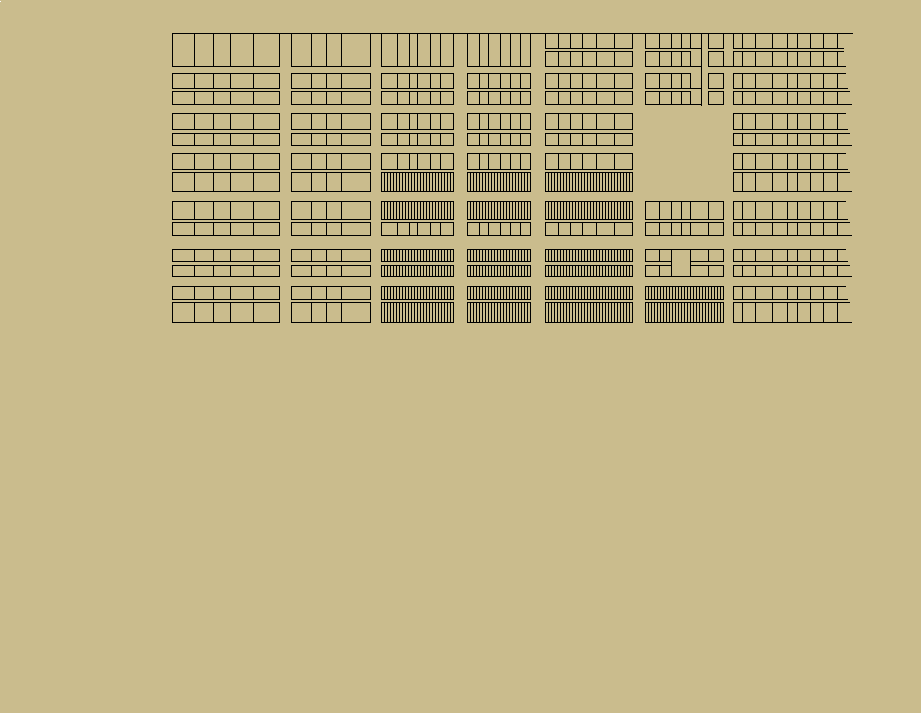

Write the R code that produced this figure.
library(tidyverse)
library(showtext)
library(magick)

font_add_google(name = "Space Mono", family = "Text")
font_add_google(name = "Cutive Mono", family = "Main")

showtext_auto()

#Add Dimensions
gap <- ggplot() + theme_void() + 
  theme(plot.background = element_rect(color = "#cabc8d", fill = "#cabc8d"))

picture <- image_graph(width = 921, height = 713)

gap 

dev.off()


img <- image_draw(picture)
segments(x0=172,y0=33, x1=852, y1=33, lwd = 1, lty = "solid")
segments(x0=172,y0=66, x1=278, y1=66, lwd = 1, lty = "solid")
segments(x0=172,y0=33, x1=172, y1=66, lwd = 1, lty = "solid")
segments(x0=194,y0=33, x1=194, y1=66, lwd = 1, lty = "solid")
segments(x0=213,y0=33, x1=213, y1=66, lwd = 1, lty = "solid")
segments(x0=230,y0=33, x1=230, y1=66, lwd = 1, lty = "solid")
segments(x0=253,y0=33, x1=253, y1=66, lwd = 1, lty = "solid")
segments(x0=279,y0=33, x1=279, y1=66, lwd = 1, lty = "solid")

segments(x0=291,y0=33, x1=291, y1=66, lwd = 1, lty = "solid")
segments(x0=311,y0=33, x1=311, y1=66, lwd = 1, lty = "solid")
segments(x0=326,y0=33, x1=326, y1=66, lwd = 1, lty = "solid")
segments(x0=341,y0=33, x1=341, y1=66, lwd = 1, lty = "solid")
segments(x0=370,y0=33, x1=370, y1=66, lwd = 1, lty = "solid")
segments(x0=291,y0=66, x1=370, y1=66, lwd = 1, lty = "solid")

segments(x0=381,y0=33, x1=381, y1=66, lwd = 1, lty = "solid")
segments(x0=397,y0=33, x1=397, y1=66, lwd = 1, lty = "solid")
segments(x0=409,y0=33, x1=409, y1=66, lwd = 1, lty = "solid")
segments(x0=417,y0=33, x1=417, y1=66, lwd = 1, lty = "solid")
segments(x0=430,y0=33, x1=430, y1=66, lwd = 1, lty = "solid")
segments(x0=440,y0=33, x1=440, y1=66, lwd = 1, lty = "solid")
segments(x0=453,y0=33, x1=453, y1=66, lwd = 1, lty = "solid")
segments(x0=381,y0=66, x1=453, y1=66, lwd = 1, lty = "solid")

segments(x0=467,y0=33, x1=467, y1=66, lwd = 1, lty = "solid")
segments(x0=479,y0=33, x1=479, y1=66, lwd = 1, lty = "solid")
segments(x0=488,y0=33, x1=488, y1=66, lwd = 1, lty = "solid")
segments(x0=500,y0=33, x1=500, y1=66, lwd = 1, lty = "solid")
segments(x0=510,y0=33, x1=510, y1=66, lwd = 1, lty = "solid")
segments(x0=520,y0=33, x1=520, y1=66, lwd = 1, lty = "solid")
segments(x0=530,y0=33, x1=530, y1=66, lwd = 1, lty = "solid")
segments(x0=467,y0=66, x1=530, y1=66, lwd = 1, lty = "solid")

segments(x0=545,y0=33, x1=545, y1=48, lwd = 1, lty = "solid")
segments(x0=558,y0=33, x1=558, y1=48, lwd = 1, lty = "solid")
segments(x0=570,y0=33, x1=570, y1=48, lwd = 1, lty = "solid")
segments(x0=582,y0=33, x1=582, y1=48, lwd = 1, lty = "solid")
segments(x0=596,y0=33, x1=596, y1=48, lwd = 1, lty = "solid")
segments(x0=614,y0=33, x1=614, y1=48, lwd = 1, lty = "solid")
segments(x0=632,y0=33, x1=632, y1=48, lwd = 1, lty = "solid")
segments(x0=545,y0=48, x1=632, y1=48, lwd = 1, lty = "solid")

segments(x0=545,y0=51, x1=632, y1=51, lwd = 1, lty = "solid")
segments(x0=545,y0=51, x1=545, y1=66, lwd = 1, lty = "solid")
segments(x0=558,y0=51, x1=558, y1=66, lwd = 1, lty = "solid")
segments(x0=570,y0=51, x1=570, y1=66, lwd = 1, lty = "solid")
segments(x0=582,y0=51, x1=582, y1=66, lwd = 1, lty = "solid")
segments(x0=596,y0=51, x1=596, y1=66, lwd = 1, lty = "solid")
segments(x0=614,y0=51, x1=614, y1=66, lwd = 1, lty = "solid")
segments(x0=632,y0=51, x1=632, y1=66, lwd = 1, lty = "solid")
segments(x0=545,y0=66, x1=632, y1=66, lwd = 1, lty = "solid")

segments(x0=645,y0=33, x1=645, y1=48, lwd = 1, lty = "solid")
segments(x0=659,y0=33, x1=659, y1=48, lwd = 1, lty = "solid")
segments(x0=671,y0=33, x1=671, y1=48, lwd = 1, lty = "solid")
segments(x0=681,y0=33, x1=681, y1=48, lwd = 1, lty = "solid")
segments(x0=690,y0=33, x1=690, y1=48, lwd = 1, lty = "solid")
segments(x0=701,y0=33, x1=701, y1=105, lwd = 1, lty = "solid")
segments(x0=645,y0=48, x1=701, y1=48, lwd = 1, lty = "solid")

segments(x0=645,y0=51, x1=690, y1=51, lwd = 1, lty = "solid")
segments(x0=645,y0=51, x1=645, y1=66, lwd = 1, lty = "solid")
segments(x0=659,y0=51, x1=659, y1=66, lwd = 1, lty = "solid")
segments(x0=671,y0=51, x1=671, y1=66, lwd = 1, lty = "solid")
segments(x0=681,y0=51, x1=681, y1=66, lwd = 1, lty = "solid")
segments(x0=690,y0=51, x1=690, y1=66, lwd = 1, lty = "solid")
segments(x0=645,y0=66, x1=701, y1=66, lwd = 1, lty = "solid")

segments(x0=708,y0=33, x1=708, y1=48, lwd = 1, lty = "solid")
segments(x0=723,y0=33, x1=723, y1=48, lwd = 1, lty = "solid")
segments(x0=708,y0=48, x1=723, y1=48, lwd = 1, lty = "solid")

segments(x0=708,y0=51, x1=723, y1=51, lwd = 1, lty = "solid")
segments(x0=708,y0=51, x1=708, y1=66, lwd = 1, lty = "solid")
segments(x0=723,y0=51, x1=723, y1=66, lwd = 1, lty = "solid")
segments(x0=708,y0=66, x1=845, y1=66, lwd = 1, lty = "solid")

segments(x0=733,y0=33, x1=733, y1=48, lwd = 1, lty = "solid")
segments(x0=742,y0=33, x1=742, y1=48, lwd = 1, lty = "solid")
segments(x0=755,y0=33, x1=755, y1=48, lwd = 1, lty = "solid")
segments(x0=772,y0=33, x1=772, y1=48, lwd = 1, lty = "solid")
segments(x0=787,y0=33, x1=787, y1=48, lwd = 1, lty = "solid")
segments(x0=797,y0=33, x1=797, y1=48, lwd = 1, lty = "solid")
segments(x0=810,y0=33, x1=810, y1=48, lwd = 1, lty = "solid")
segments(x0=823,y0=33, x1=823, y1=48, lwd = 1, lty = "solid")
segments(x0=837,y0=33, x1=837, y1=48, lwd = 1, lty = "solid")
segments(x0=733,y0=48, x1=843, y1=48, lwd = 1, lty = "solid")

segments(x0=733,y0=51, x1=733, y1=66, lwd = 1, lty = "solid")
segments(x0=742,y0=51, x1=742, y1=66, lwd = 1, lty = "solid")
segments(x0=755,y0=51, x1=755, y1=66, lwd = 1, lty = "solid")
segments(x0=772,y0=51, x1=772, y1=66, lwd = 1, lty = "solid")
segments(x0=787,y0=51, x1=787, y1=66, lwd = 1, lty = "solid")
segments(x0=797,y0=51, x1=797, y1=66, lwd = 1, lty = "solid")
segments(x0=810,y0=51, x1=810, y1=66, lwd = 1, lty = "solid")
segments(x0=823,y0=51, x1=823, y1=66, lwd = 1, lty = "solid")
segments(x0=837,y0=51, x1=837, y1=66, lwd = 1, lty = "solid")
segments(x0=733,y0=51, x1=843, y1=51, lwd = 1, lty = "solid")

segments(x0=172,y0=73, x1=279, y1=73, lwd = 1, lty = "solid")
segments(x0=172,y0=88, x1=278, y1=88, lwd = 1, lty = "solid")
segments(x0=172,y0=73, x1=172, y1=88, lwd = 1, lty = "solid")
segments(x0=194,y0=73, x1=194, y1=88, lwd = 1, lty = "solid")
segments(x0=213,y0=73, x1=213, y1=88, lwd = 1, lty = "solid")
segments(x0=230,y0=73, x1=230, y1=88, lwd = 1, lty = "solid")
segments(x0=253,y0=73, x1=253, y1=88, lwd = 1, lty = "solid")
segments(x0=279,y0=73, x1=279, y1=88, lwd = 1, lty = "solid")

segments(x0=172,y0=91, x1=279, y1=91, lwd = 1, lty = "solid")
segments(x0=172,y0=104, x1=278, y1=104, lwd = 1, lty = "solid")
segments(x0=172,y0=91, x1=172, y1=104, lwd = 1, lty = "solid")
segments(x0=194,y0=91, x1=194, y1=104, lwd = 1, lty = "solid")
segments(x0=213,y0=91, x1=213, y1=104, lwd = 1, lty = "solid")
segments(x0=230,y0=91, x1=230, y1=104, lwd = 1, lty = "solid")
segments(x0=253,y0=91, x1=253, y1=104, lwd = 1, lty = "solid")
segments(x0=279,y0=91, x1=279, y1=104, lwd = 1, lty = "solid")

segments(x0=291,y0=73, x1=370, y1=73, lwd = 1, lty = "solid")
segments(x0=291,y0=73, x1=291, y1=88, lwd = 1, lty = "solid")
segments(x0=311,y0=73, x1=311, y1=88, lwd = 1, lty = "solid")
segments(x0=326,y0=73, x1=326, y1=88, lwd = 1, lty = "solid")
segments(x0=341,y0=73, x1=341, y1=88, lwd = 1, lty = "solid")
segments(x0=370,y0=73, x1=370, y1=88, lwd = 1, lty = "solid")
segments(x0=291,y0=88, x1=370, y1=88, lwd = 1, lty = "solid")

segments(x0=291,y0=91, x1=370, y1=91, lwd = 1, lty = "solid")
segments(x0=291,y0=91, x1=291, y1=104, lwd = 1, lty = "solid")
segments(x0=311,y0=91, x1=311, y1=104, lwd = 1, lty = "solid")
segments(x0=326,y0=91, x1=326, y1=104, lwd = 1, lty = "solid")
segments(x0=341,y0=91, x1=341, y1=104, lwd = 1, lty = "solid")
segments(x0=370,y0=91, x1=370, y1=104, lwd = 1, lty = "solid")
segments(x0=291,y0=104, x1=370, y1=104, lwd = 1, lty = "solid")

segments(x0=381,y0=73, x1=381, y1=88, lwd = 1, lty = "solid")
segments(x0=397,y0=73, x1=397, y1=88, lwd = 1, lty = "solid")
segments(x0=409,y0=73, x1=409, y1=88, lwd = 1, lty = "solid")
segments(x0=417,y0=73, x1=417, y1=88, lwd = 1, lty = "solid")
segments(x0=430,y0=73, x1=430, y1=88, lwd = 1, lty = "solid")
segments(x0=440,y0=73, x1=440, y1=88, lwd = 1, lty = "solid")
segments(x0=453,y0=73, x1=453, y1=88, lwd = 1, lty = "solid")
segments(x0=381,y0=73, x1=453, y1=73, lwd = 1, lty = "solid")
segments(x0=381,y0=88, x1=453, y1=88, lwd = 1, lty = "solid")

segments(x0=381,y0=91, x1=381, y1=104, lwd = 1, lty = "solid")
segments(x0=397,y0=91, x1=397, y1=104, lwd = 1, lty = "solid")
segments(x0=409,y0=91, x1=409, y1=104, lwd = 1, lty = "solid")
segments(x0=417,y0=91, x1=417, y1=104, lwd = 1, lty = "solid")
segments(x0=430,y0=91, x1=430, y1=104, lwd = 1, lty = "solid")
segments(x0=440,y0=91, x1=440, y1=104, lwd = 1, lty = "solid")
segments(x0=453,y0=91, x1=453, y1=104, lwd = 1, lty = "solid")
segments(x0=381,y0=104, x1=453, y1=104, lwd = 1, lty = "solid")
segments(x0=381,y0=91, x1=453, y1=91, lwd = 1, lty = "solid")

segments(x0=467,y0=73, x1=467, y1=88, lwd = 1, lty = "solid")
segments(x0=479,y0=73, x1=479, y1=88, lwd = 1, lty = "solid")
segments(x0=488,y0=73, x1=488, y1=88, lwd = 1, lty = "solid")
segments(x0=500,y0=73, x1=500, y1=88, lwd = 1, lty = "solid")
segments(x0=510,y0=73, x1=510, y1=88, lwd = 1, lty = "solid")
segments(x0=520,y0=73, x1=520, y1=88, lwd = 1, lty = "solid")
segments(x0=530,y0=73, x1=530, y1=88, lwd = 1, lty = "solid")
segments(x0=467,y0=73, x1=530, y1=73, lwd = 1, lty = "solid")
segments(x0=467,y0=88, x1=530, y1=88, lwd = 1, lty = "solid")

segments(x0=467,y0=91, x1=467, y1=104, lwd = 1, lty = "solid")
segments(x0=479,y0=91, x1=479, y1=104, lwd = 1, lty = "solid")
segments(x0=488,y0=91, x1=488, y1=104, lwd = 1, lty = "solid")
segments(x0=500,y0=91, x1=500, y1=104, lwd = 1, lty = "solid")
segments(x0=510,y0=91, x1=510, y1=104, lwd = 1, lty = "solid")
segments(x0=520,y0=91, x1=520, y1=104, lwd = 1, lty = "solid")
segments(x0=530,y0=91, x1=530, y1=104, lwd = 1, lty = "solid")
segments(x0=467,y0=91, x1=530, y1=91, lwd = 1, lty = "solid")
segments(x0=467,y0=104, x1=530, y1=104, lwd = 1, lty = "solid")

segments(x0=545,y0=73, x1=545, y1=88, lwd = 1, lty = "solid")
segments(x0=558,y0=73, x1=558, y1=88, lwd = 1, lty = "solid")
segments(x0=570,y0=73, x1=570, y1=88, lwd = 1, lty = "solid")
segments(x0=582,y0=73, x1=582, y1=88, lwd = 1, lty = "solid")
segments(x0=596,y0=73, x1=596, y1=88, lwd = 1, lty = "solid")
segments(x0=614,y0=73, x1=614, y1=88, lwd = 1, lty = "solid")
segments(x0=632,y0=73, x1=632, y1=88, lwd = 1, lty = "solid")
segments(x0=545,y0=73, x1=632, y1=73, lwd = 1, lty = "solid")
segments(x0=545,y0=88, x1=632, y1=88, lwd = 1, lty = "solid")

segments(x0=545,y0=91, x1=545, y1=104, lwd = 1, lty = "solid")
segments(x0=558,y0=91, x1=558, y1=104, lwd = 1, lty = "solid")
segments(x0=570,y0=91, x1=570, y1=104, lwd = 1, lty = "solid")
segments(x0=582,y0=91, x1=582, y1=104, lwd = 1, lty = "solid")
segments(x0=596,y0=91, x1=596, y1=104, lwd = 1, lty = "solid")
segments(x0=614,y0=91, x1=614, y1=104, lwd = 1, lty = "solid")
segments(x0=632,y0=91, x1=632, y1=104, lwd = 1, lty = "solid")
segments(x0=545,y0=91, x1=632, y1=91, lwd = 1, lty = "solid")
segments(x0=545,y0=104, x1=632, y1=104, lwd = 1, lty = "solid")

segments(x0=645,y0=73, x1=690, y1=73, lwd = 1, lty = "solid")
segments(x0=645,y0=73, x1=645, y1=88, lwd = 1, lty = "solid")
segments(x0=659,y0=73, x1=659, y1=88, lwd = 1, lty = "solid")
segments(x0=671,y0=73, x1=671, y1=88, lwd = 1, lty = "solid")
segments(x0=681,y0=73, x1=681, y1=88, lwd = 1, lty = "solid")
segments(x0=690,y0=73, x1=690, y1=88, lwd = 1, lty = "solid")
segments(x0=645,y0=88, x1=701, y1=88, lwd = 1, lty = "solid")

segments(x0=645,y0=91, x1=690, y1=91, lwd = 1, lty = "solid")
segments(x0=645,y0=91, x1=645, y1=104, lwd = 1, lty = "solid")
segments(x0=659,y0=91, x1=659, y1=104, lwd = 1, lty = "solid")
segments(x0=671,y0=91, x1=671, y1=104, lwd = 1, lty = "solid")
segments(x0=681,y0=91, x1=681, y1=104, lwd = 1, lty = "solid")
segments(x0=690,y0=91, x1=690, y1=104, lwd = 1, lty = "solid")
segments(x0=645,y0=104, x1=701, y1=104, lwd = 1, lty = "solid")

segments(x0=708,y0=73, x1=708, y1=88, lwd = 1, lty = "solid")
segments(x0=723,y0=73, x1=723, y1=88, lwd = 1, lty = "solid")
segments(x0=708,y0=73, x1=723, y1=73, lwd = 1, lty = "solid")
segments(x0=708,y0=88, x1=723, y1=88, lwd = 1, lty = "solid")

segments(x0=708,y0=91, x1=708, y1=104, lwd = 1, lty = "solid")
segments(x0=723,y0=91, x1=723, y1=104, lwd = 1, lty = "solid")
segments(x0=708,y0=91, x1=723, y1=91, lwd = 1, lty = "solid")
segments(x0=708,y0=104, x1=723, y1=104, lwd = 1, lty = "solid")

segments(x0=733,y0=73, x1=733, y1=88, lwd = 1, lty = "solid")
segments(x0=742,y0=73, x1=742, y1=88, lwd = 1, lty = "solid")
segments(x0=755,y0=73, x1=755, y1=88, lwd = 1, lty = "solid")
segments(x0=772,y0=73, x1=772, y1=88, lwd = 1, lty = "solid")
segments(x0=787,y0=73, x1=787, y1=88, lwd = 1, lty = "solid")
segments(x0=797,y0=73, x1=797, y1=88, lwd = 1, lty = "solid")
segments(x0=810,y0=73, x1=810, y1=88, lwd = 1, lty = "solid")
segments(x0=823,y0=73, x1=823, y1=88, lwd = 1, lty = "solid")
segments(x0=837,y0=73, x1=837, y1=88, lwd = 1, lty = "solid")
segments(x0=733,y0=73, x1=845, y1=73, lwd = 1, lty = "solid")
segments(x0=733,y0=88, x1=847, y1=88, lwd = 1, lty = "solid")

segments(x0=733,y0=91, x1=733, y1=104, lwd = 1, lty = "solid")
segments(x0=742,y0=91, x1=742, y1=104, lwd = 1, lty = "solid")
segments(x0=755,y0=91, x1=755, y1=104, lwd = 1, lty = "solid")
segments(x0=772,y0=91, x1=772, y1=104, lwd = 1, lty = "solid")
segments(x0=787,y0=91, x1=787, y1=104, lwd = 1, lty = "solid")
segments(x0=797,y0=91, x1=797, y1=104, lwd = 1, lty = "solid")
segments(x0=810,y0=91, x1=810, y1=104, lwd = 1, lty = "solid")
segments(x0=823,y0=91, x1=823, y1=104, lwd = 1, lty = "solid")
segments(x0=837,y0=91, x1=837, y1=104, lwd = 1, lty = "solid")
segments(x0=733,y0=91, x1=849, y1=91, lwd = 1, lty = "solid")
segments(x0=733,y0=104, x1=851, y1=104, lwd = 1, lty = "solid")




segments(x0=172,y0=113, x1=279, y1=113, lwd = 1, lty = "solid")
segments(x0=172,y0=129, x1=278, y1=129, lwd = 1, lty = "solid")
segments(x0=172,y0=113, x1=172, y1=129, lwd = 1, lty = "solid")
segments(x0=194,y0=113, x1=194, y1=129, lwd = 1, lty = "solid")
segments(x0=213,y0=113, x1=213, y1=129, lwd = 1, lty = "solid")
segments(x0=230,y0=113, x1=230, y1=129, lwd = 1, lty = "solid")
segments(x0=253,y0=113, x1=253, y1=129, lwd = 1, lty = "solid")
segments(x0=279,y0=113, x1=279, y1=129, lwd = 1, lty = "solid")

segments(x0=172,y0=133, x1=279, y1=133, lwd = 1, lty = "solid")
segments(x0=172,y0=145, x1=278, y1=145, lwd = 1, lty = "solid")
segments(x0=172,y0=133, x1=172, y1=145, lwd = 1, lty = "solid")
segments(x0=194,y0=133, x1=194, y1=145, lwd = 1, lty = "solid")
segments(x0=213,y0=133, x1=213, y1=145, lwd = 1, lty = "solid")
segments(x0=230,y0=133, x1=230, y1=145, lwd = 1, lty = "solid")
segments(x0=253,y0=133, x1=253, y1=145, lwd = 1, lty = "solid")
segments(x0=279,y0=133, x1=279, y1=145, lwd = 1, lty = "solid")

segments(x0=291,y0=113, x1=370, y1=113, lwd = 1, lty = "solid")
segments(x0=291,y0=113, x1=291, y1=129, lwd = 1, lty = "solid")
segments(x0=311,y0=113, x1=311, y1=129, lwd = 1, lty = "solid")
segments(x0=326,y0=113, x1=326, y1=129, lwd = 1, lty = "solid")
segments(x0=341,y0=113, x1=341, y1=129, lwd = 1, lty = "solid")
segments(x0=370,y0=113, x1=370, y1=129, lwd = 1, lty = "solid")
segments(x0=291,y0=129, x1=370, y1=129, lwd = 1, lty = "solid")

segments(x0=291,y0=133, x1=370, y1=133, lwd = 1, lty = "solid")
segments(x0=291,y0=133, x1=291, y1=145, lwd = 1, lty = "solid")
segments(x0=311,y0=133, x1=311, y1=145, lwd = 1, lty = "solid")
segments(x0=326,y0=133, x1=326, y1=145, lwd = 1, lty = "solid")
segments(x0=341,y0=133, x1=341, y1=145, lwd = 1, lty = "solid")
segments(x0=370,y0=133, x1=370, y1=145, lwd = 1, lty = "solid")
segments(x0=291,y0=145, x1=370, y1=145, lwd = 1, lty = "solid")

segments(x0=381,y0=113, x1=381, y1=129, lwd = 1, lty = "solid")
segments(x0=397,y0=113, x1=397, y1=129, lwd = 1, lty = "solid")
segments(x0=409,y0=113, x1=409, y1=129, lwd = 1, lty = "solid")
segments(x0=417,y0=113, x1=417, y1=129, lwd = 1, lty = "solid")
segments(x0=430,y0=113, x1=430, y1=129, lwd = 1, lty = "solid")
segments(x0=440,y0=113, x1=440, y1=129, lwd = 1, lty = "solid")
segments(x0=453,y0=113, x1=453, y1=129, lwd = 1, lty = "solid")
segments(x0=381,y0=113, x1=453, y1=113, lwd = 1, lty = "solid")
segments(x0=381,y0=129, x1=453, y1=129, lwd = 1, lty = "solid")

segments(x0=381,y0=133, x1=381, y1=145, lwd = 1, lty = "solid")
segments(x0=397,y0=133, x1=397, y1=145, lwd = 1, lty = "solid")
segments(x0=409,y0=133, x1=409, y1=145, lwd = 1, lty = "solid")
segments(x0=417,y0=133, x1=417, y1=145, lwd = 1, lty = "solid")
segments(x0=430,y0=133, x1=430, y1=145, lwd = 1, lty = "solid")
segments(x0=440,y0=133, x1=440, y1=145, lwd = 1, lty = "solid")
segments(x0=453,y0=133, x1=453, y1=145, lwd = 1, lty = "solid")
segments(x0=381,y0=133, x1=453, y1=133, lwd = 1, lty = "solid")
segments(x0=381,y0=145, x1=453, y1=145, lwd = 1, lty = "solid")

segments(x0=467,y0=113, x1=467, y1=129, lwd = 1, lty = "solid")
segments(x0=479,y0=113, x1=479, y1=129, lwd = 1, lty = "solid")
segments(x0=488,y0=113, x1=488, y1=129, lwd = 1, lty = "solid")
segments(x0=500,y0=113, x1=500, y1=129, lwd = 1, lty = "solid")
segments(x0=510,y0=113, x1=510, y1=129, lwd = 1, lty = "solid")
segments(x0=520,y0=113, x1=520, y1=129, lwd = 1, lty = "solid")
segments(x0=530,y0=113, x1=530, y1=129, lwd = 1, lty = "solid")
segments(x0=467,y0=113, x1=530, y1=113, lwd = 1, lty = "solid")
segments(x0=467,y0=129, x1=530, y1=129, lwd = 1, lty = "solid")

segments(x0=467,y0=133, x1=467, y1=145, lwd = 1, lty = "solid")
segments(x0=479,y0=133, x1=479, y1=145, lwd = 1, lty = "solid")
segments(x0=488,y0=133, x1=488, y1=145, lwd = 1, lty = "solid")
segments(x0=500,y0=133, x1=500, y1=145, lwd = 1, lty = "solid")
segments(x0=510,y0=133, x1=510, y1=145, lwd = 1, lty = "solid")
segments(x0=520,y0=133, x1=520, y1=145, lwd = 1, lty = "solid")
segments(x0=530,y0=133, x1=530, y1=145, lwd = 1, lty = "solid")
segments(x0=467,y0=133, x1=530, y1=133, lwd = 1, lty = "solid")
segments(x0=467,y0=145, x1=530, y1=145, lwd = 1, lty = "solid")

segments(x0=545,y0=113, x1=545, y1=129, lwd = 1, lty = "solid")
segments(x0=558,y0=113, x1=558, y1=129, lwd = 1, lty = "solid")
segments(x0=570,y0=113, x1=570, y1=129, lwd = 1, lty = "solid")
segments(x0=582,y0=113, x1=582, y1=129, lwd = 1, lty = "solid")
segments(x0=596,y0=113, x1=596, y1=129, lwd = 1, lty = "solid")
segments(x0=614,y0=113, x1=614, y1=129, lwd = 1, lty = "solid")
segments(x0=632,y0=113, x1=632, y1=129, lwd = 1, lty = "solid")
segments(x0=545,y0=113, x1=632, y1=113, lwd = 1, lty = "solid")
segments(x0=545,y0=129, x1=632, y1=129, lwd = 1, lty = "solid")

segments(x0=545,y0=133, x1=545, y1=145, lwd = 1, lty = "solid")
segments(x0=558,y0=133, x1=558, y1=145, lwd = 1, lty = "solid")
segments(x0=570,y0=133, x1=570, y1=145, lwd = 1, lty = "solid")
segments(x0=582,y0=133, x1=582, y1=145, lwd = 1, lty = "solid")
segments(x0=596,y0=133, x1=596, y1=145, lwd = 1, lty = "solid")
segments(x0=614,y0=133, x1=614, y1=145, lwd = 1, lty = "solid")
segments(x0=632,y0=133, x1=632, y1=145, lwd = 1, lty = "solid")
segments(x0=545,y0=133, x1=632, y1=133, lwd = 1, lty = "solid")
segments(x0=545,y0=145, x1=632, y1=145, lwd = 1, lty = "solid")

segments(x0=733,y0=113, x1=733, y1=129, lwd = 1, lty = "solid")
segments(x0=742,y0=113, x1=742, y1=129, lwd = 1, lty = "solid")
segments(x0=755,y0=113, x1=755, y1=129, lwd = 1, lty = "solid")
segments(x0=772,y0=113, x1=772, y1=129, lwd = 1, lty = "solid")
segments(x0=787,y0=113, x1=787, y1=129, lwd = 1, lty = "solid")
segments(x0=797,y0=113, x1=797, y1=129, lwd = 1, lty = "solid")
segments(x0=810,y0=113, x1=810, y1=129, lwd = 1, lty = "solid")
segments(x0=823,y0=113, x1=823, y1=129, lwd = 1, lty = "solid")
segments(x0=837,y0=113, x1=837, y1=129, lwd = 1, lty = "solid")
segments(x0=733,y0=113, x1=845, y1=113, lwd = 1, lty = "solid")
segments(x0=733,y0=129, x1=847, y1=129, lwd = 1, lty = "solid")

segments(x0=733,y0=133, x1=733, y1=145, lwd = 1, lty = "solid")
segments(x0=742,y0=133, x1=742, y1=145, lwd = 1, lty = "solid")
segments(x0=755,y0=133, x1=755, y1=145, lwd = 1, lty = "solid")
segments(x0=772,y0=133, x1=772, y1=145, lwd = 1, lty = "solid")
segments(x0=787,y0=133, x1=787, y1=145, lwd = 1, lty = "solid")
segments(x0=797,y0=133, x1=797, y1=145, lwd = 1, lty = "solid")
segments(x0=810,y0=133, x1=810, y1=145, lwd = 1, lty = "solid")
segments(x0=823,y0=133, x1=823, y1=145, lwd = 1, lty = "solid")
segments(x0=837,y0=133, x1=837, y1=145, lwd = 1, lty = "solid")
segments(x0=733,y0=133, x1=849, y1=133, lwd = 1, lty = "solid")
segments(x0=733,y0=145, x1=851, y1=145, lwd = 1, lty = "solid")





segments(x0=172,y0=153, x1=279, y1=153, lwd = 1, lty = "solid")
segments(x0=172,y0=169, x1=278, y1=169, lwd = 1, lty = "solid")
segments(x0=172,y0=153, x1=172, y1=169, lwd = 1, lty = "solid")
segments(x0=194,y0=153, x1=194, y1=169, lwd = 1, lty = "solid")
segments(x0=213,y0=153, x1=213, y1=169, lwd = 1, lty = "solid")
segments(x0=230,y0=153, x1=230, y1=169, lwd = 1, lty = "solid")
segments(x0=253,y0=153, x1=253, y1=169, lwd = 1, lty = "solid")
segments(x0=279,y0=153, x1=279, y1=169, lwd = 1, lty = "solid")

segments(x0=172,y0=172, x1=279, y1=172, lwd = 1, lty = "solid")
segments(x0=172,y0=191, x1=278, y1=191, lwd = 1, lty = "solid")
segments(x0=172,y0=172, x1=172, y1=191, lwd = 1, lty = "solid")
segments(x0=194,y0=172, x1=194, y1=191, lwd = 1, lty = "solid")
segments(x0=213,y0=172, x1=213, y1=191, lwd = 1, lty = "solid")
segments(x0=230,y0=172, x1=230, y1=191, lwd = 1, lty = "solid")
segments(x0=253,y0=172, x1=253, y1=191, lwd = 1, lty = "solid")
segments(x0=279,y0=172, x1=279, y1=191, lwd = 1, lty = "solid")

segments(x0=291,y0=153, x1=370, y1=153, lwd = 1, lty = "solid")
segments(x0=291,y0=153, x1=291, y1=169, lwd = 1, lty = "solid")
segments(x0=311,y0=153, x1=311, y1=169, lwd = 1, lty = "solid")
segments(x0=326,y0=153, x1=326, y1=169, lwd = 1, lty = "solid")
segments(x0=341,y0=153, x1=341, y1=169, lwd = 1, lty = "solid")
segments(x0=370,y0=153, x1=370, y1=169, lwd = 1, lty = "solid")
segments(x0=291,y0=169, x1=370, y1=169, lwd = 1, lty = "solid")

segments(x0=291,y0=172, x1=370, y1=172, lwd = 1, lty = "solid")
segments(x0=291,y0=172, x1=291, y1=191, lwd = 1, lty = "solid")
segments(x0=311,y0=172, x1=311, y1=191, lwd = 1, lty = "solid")
segments(x0=326,y0=172, x1=326, y1=191, lwd = 1, lty = "solid")
segments(x0=341,y0=172, x1=341, y1=191, lwd = 1, lty = "solid")
segments(x0=370,y0=172, x1=370, y1=191, lwd = 1, lty = "solid")
segments(x0=291,y0=191, x1=370, y1=191, lwd = 1, lty = "solid")

segments(x0=381,y0=153, x1=381, y1=169, lwd = 1, lty = "solid")
segments(x0=397,y0=153, x1=397, y1=169, lwd = 1, lty = "solid")
segments(x0=409,y0=153, x1=409, y1=169, lwd = 1, lty = "solid")
segments(x0=417,y0=153, x1=417, y1=169, lwd = 1, lty = "solid")
segments(x0=430,y0=153, x1=430, y1=169, lwd = 1, lty = "solid")
segments(x0=440,y0=153, x1=440, y1=169, lwd = 1, lty = "solid")
segments(x0=453,y0=153, x1=453, y1=169, lwd = 1, lty = "solid")
segments(x0=381,y0=153, x1=453, y1=153, lwd = 1, lty = "solid")
segments(x0=381,y0=169, x1=453, y1=169, lwd = 1, lty = "solid")

segments(x0=381,y0=172, x1=381, y1=191, lwd = 1, lty = "solid")
segments(x0=384,y0=172, x1=384, y1=191, lwd = 1, lty = "solid")
segments(x0=387,y0=172, x1=387, y1=191, lwd = 1, lty = "solid")
segments(x0=390,y0=172, x1=390, y1=191, lwd = 1, lty = "solid")
segments(x0=393,y0=172, x1=393, y1=191, lwd = 1, lty = "solid")
segments(x0=396,y0=172, x1=396, y1=191, lwd = 1, lty = "solid")
segments(x0=399,y0=172, x1=399, y1=191, lwd = 1, lty = "solid")
segments(x0=402,y0=172, x1=402, y1=191, lwd = 1, lty = "solid")
segments(x0=405,y0=172, x1=405, y1=191, lwd = 1, lty = "solid")
segments(x0=408,y0=172, x1=408, y1=191, lwd = 1, lty = "solid")
segments(x0=411,y0=172, x1=411, y1=191, lwd = 1, lty = "solid")
segments(x0=414,y0=172, x1=414, y1=191, lwd = 1, lty = "solid")
segments(x0=417,y0=172, x1=417, y1=191, lwd = 1, lty = "solid")
segments(x0=420,y0=172, x1=420, y1=191, lwd = 1, lty = "solid")
segments(x0=423,y0=172, x1=423, y1=191, lwd = 1, lty = "solid")
segments(x0=426,y0=172, x1=426, y1=191, lwd = 1, lty = "solid")
segments(x0=429,y0=172, x1=429, y1=191, lwd = 1, lty = "solid")
segments(x0=432,y0=172, x1=432, y1=191, lwd = 1, lty = "solid")
segments(x0=435,y0=172, x1=435, y1=191, lwd = 1, lty = "solid")
segments(x0=438,y0=172, x1=438, y1=191, lwd = 1, lty = "solid")
segments(x0=441,y0=172, x1=441, y1=191, lwd = 1, lty = "solid")
segments(x0=444,y0=172, x1=444, y1=191, lwd = 1, lty = "solid")
segments(x0=447,y0=172, x1=447, y1=191, lwd = 1, lty = "solid")
segments(x0=450,y0=172, x1=450, y1=191, lwd = 1, lty = "solid")
segments(x0=453,y0=172, x1=453, y1=191, lwd = 1, lty = "solid")
segments(x0=381,y0=191, x1=453, y1=191, lwd = 1, lty = "solid")
segments(x0=381,y0=172, x1=453, y1=172, lwd = 1, lty = "solid")

segments(x0=467,y0=153, x1=467, y1=169, lwd = 1, lty = "solid")
segments(x0=479,y0=153, x1=479, y1=169, lwd = 1, lty = "solid")
segments(x0=488,y0=153, x1=488, y1=169, lwd = 1, lty = "solid")
segments(x0=500,y0=153, x1=500, y1=169, lwd = 1, lty = "solid")
segments(x0=510,y0=153, x1=510, y1=169, lwd = 1, lty = "solid")
segments(x0=520,y0=153, x1=520, y1=169, lwd = 1, lty = "solid")
segments(x0=530,y0=153, x1=530, y1=169, lwd = 1, lty = "solid")
segments(x0=467,y0=153, x1=530, y1=153, lwd = 1, lty = "solid")
segments(x0=467,y0=169, x1=530, y1=169, lwd = 1, lty = "solid")

segments(x0=467,y0=172, x1=467, y1=191, lwd = 1, lty = "solid")
segments(x0=470,y0=172, x1=470, y1=191, lwd = 1, lty = "solid")
segments(x0=473,y0=172, x1=473, y1=191, lwd = 1, lty = "solid")
segments(x0=476,y0=172, x1=476, y1=191, lwd = 1, lty = "solid")
segments(x0=479,y0=172, x1=479, y1=191, lwd = 1, lty = "solid")
segments(x0=482,y0=172, x1=482, y1=191, lwd = 1, lty = "solid")
segments(x0=485,y0=172, x1=485, y1=191, lwd = 1, lty = "solid")
segments(x0=488,y0=172, x1=488, y1=191, lwd = 1, lty = "solid")
segments(x0=491,y0=172, x1=491, y1=191, lwd = 1, lty = "solid")
segments(x0=494,y0=172, x1=494, y1=191, lwd = 1, lty = "solid")
segments(x0=497,y0=172, x1=497, y1=191, lwd = 1, lty = "solid")
segments(x0=500,y0=172, x1=500, y1=191, lwd = 1, lty = "solid")
segments(x0=503,y0=172, x1=503, y1=191, lwd = 1, lty = "solid")
segments(x0=506,y0=172, x1=506, y1=191, lwd = 1, lty = "solid")
segments(x0=509,y0=172, x1=509, y1=191, lwd = 1, lty = "solid")
segments(x0=512,y0=172, x1=512, y1=191, lwd = 1, lty = "solid")
segments(x0=515,y0=172, x1=515, y1=191, lwd = 1, lty = "solid")
segments(x0=518,y0=172, x1=518, y1=191, lwd = 1, lty = "solid")
segments(x0=521,y0=172, x1=521, y1=191, lwd = 1, lty = "solid")
segments(x0=524,y0=172, x1=524, y1=191, lwd = 1, lty = "solid")
segments(x0=527,y0=172, x1=527, y1=191, lwd = 1, lty = "solid")
segments(x0=530,y0=172, x1=530, y1=191, lwd = 1, lty = "solid")
segments(x0=467,y0=172, x1=530, y1=172, lwd = 1, lty = "solid")
segments(x0=467,y0=191, x1=530, y1=191, lwd = 1, lty = "solid")

segments(x0=545,y0=153, x1=545, y1=169, lwd = 1, lty = "solid")
segments(x0=558,y0=153, x1=558, y1=169, lwd = 1, lty = "solid")
segments(x0=570,y0=153, x1=570, y1=169, lwd = 1, lty = "solid")
segments(x0=582,y0=153, x1=582, y1=169, lwd = 1, lty = "solid")
segments(x0=596,y0=153, x1=596, y1=169, lwd = 1, lty = "solid")
segments(x0=614,y0=153, x1=614, y1=169, lwd = 1, lty = "solid")
segments(x0=632,y0=153, x1=632, y1=169, lwd = 1, lty = "solid")
segments(x0=545,y0=153, x1=632, y1=153, lwd = 1, lty = "solid")
segments(x0=545,y0=169, x1=632, y1=169, lwd = 1, lty = "solid")

segments(x0=545,y0=172, x1=545, y1=191, lwd = 1, lty = "solid")
segments(x0=548,y0=172, x1=548, y1=191, lwd = 1, lty = "solid")
segments(x0=551,y0=172, x1=551, y1=191, lwd = 1, lty = "solid")
segments(x0=554,y0=172, x1=554, y1=191, lwd = 1, lty = "solid")
segments(x0=557,y0=172, x1=557, y1=191, lwd = 1, lty = "solid")
segments(x0=560,y0=172, x1=560, y1=191, lwd = 1, lty = "solid")
segments(x0=563,y0=172, x1=563, y1=191, lwd = 1, lty = "solid")
segments(x0=566,y0=172, x1=566, y1=191, lwd = 1, lty = "solid")
segments(x0=569,y0=172, x1=569, y1=191, lwd = 1, lty = "solid")
segments(x0=572,y0=172, x1=572, y1=191, lwd = 1, lty = "solid")
segments(x0=575,y0=172, x1=575, y1=191, lwd = 1, lty = "solid")
segments(x0=578,y0=172, x1=578, y1=191, lwd = 1, lty = "solid")
segments(x0=581,y0=172, x1=581, y1=191, lwd = 1, lty = "solid")
segments(x0=584,y0=172, x1=584, y1=191, lwd = 1, lty = "solid")
segments(x0=587,y0=172, x1=587, y1=191, lwd = 1, lty = "solid")
segments(x0=590,y0=172, x1=590, y1=191, lwd = 1, lty = "solid")
segments(x0=593,y0=172, x1=593, y1=191, lwd = 1, lty = "solid")
segments(x0=596,y0=172, x1=596, y1=191, lwd = 1, lty = "solid")
segments(x0=599,y0=172, x1=599, y1=191, lwd = 1, lty = "solid")
segments(x0=602,y0=172, x1=602, y1=191, lwd = 1, lty = "solid")
segments(x0=605,y0=172, x1=605, y1=191, lwd = 1, lty = "solid")
segments(x0=608,y0=172, x1=608, y1=191, lwd = 1, lty = "solid")
segments(x0=611,y0=172, x1=611, y1=191, lwd = 1, lty = "solid")
segments(x0=614,y0=172, x1=614, y1=191, lwd = 1, lty = "solid")
segments(x0=617,y0=172, x1=617, y1=191, lwd = 1, lty = "solid")
segments(x0=620,y0=172, x1=620, y1=191, lwd = 1, lty = "solid")
segments(x0=623,y0=172, x1=623, y1=191, lwd = 1, lty = "solid")
segments(x0=626,y0=172, x1=626, y1=191, lwd = 1, lty = "solid")
segments(x0=629,y0=172, x1=629, y1=191, lwd = 1, lty = "solid")
segments(x0=632,y0=172, x1=632, y1=191, lwd = 1, lty = "solid")
segments(x0=545,y0=172, x1=632, y1=172, lwd = 1, lty = "solid")
segments(x0=545,y0=191, x1=632, y1=191, lwd = 1, lty = "solid")

segments(x0=733,y0=153, x1=733, y1=169, lwd = 1, lty = "solid")
segments(x0=742,y0=153, x1=742, y1=169, lwd = 1, lty = "solid")
segments(x0=755,y0=153, x1=755, y1=169, lwd = 1, lty = "solid")
segments(x0=772,y0=153, x1=772, y1=169, lwd = 1, lty = "solid")
segments(x0=787,y0=153, x1=787, y1=169, lwd = 1, lty = "solid")
segments(x0=797,y0=153, x1=797, y1=169, lwd = 1, lty = "solid")
segments(x0=810,y0=153, x1=810, y1=169, lwd = 1, lty = "solid")
segments(x0=823,y0=153, x1=823, y1=169, lwd = 1, lty = "solid")
segments(x0=837,y0=153, x1=837, y1=169, lwd = 1, lty = "solid")
segments(x0=733,y0=153, x1=845, y1=153, lwd = 1, lty = "solid")
segments(x0=733,y0=169, x1=847, y1=169, lwd = 1, lty = "solid")

segments(x0=733,y0=172, x1=733, y1=191, lwd = 1, lty = "solid")
segments(x0=742,y0=172, x1=742, y1=191, lwd = 1, lty = "solid")
segments(x0=755,y0=172, x1=755, y1=191, lwd = 1, lty = "solid")
segments(x0=772,y0=172, x1=772, y1=191, lwd = 1, lty = "solid")
segments(x0=787,y0=172, x1=787, y1=191, lwd = 1, lty = "solid")
segments(x0=797,y0=172, x1=797, y1=191, lwd = 1, lty = "solid")
segments(x0=810,y0=172, x1=810, y1=191, lwd = 1, lty = "solid")
segments(x0=823,y0=172, x1=823, y1=191, lwd = 1, lty = "solid")
segments(x0=837,y0=172, x1=837, y1=191, lwd = 1, lty = "solid")
segments(x0=733,y0=172, x1=849, y1=172, lwd = 1, lty = "solid")
segments(x0=733,y0=191, x1=851, y1=191, lwd = 1, lty = "solid")






segments(x0=172,y0=201, x1=279, y1=201, lwd = 1, lty = "solid")
segments(x0=172,y0=219, x1=278, y1=219, lwd = 1, lty = "solid")
segments(x0=172,y0=201, x1=172, y1=219, lwd = 1, lty = "solid")
segments(x0=194,y0=201, x1=194, y1=219, lwd = 1, lty = "solid")
segments(x0=213,y0=201, x1=213, y1=219, lwd = 1, lty = "solid")
segments(x0=230,y0=201, x1=230, y1=219, lwd = 1, lty = "solid")
segments(x0=253,y0=201, x1=253, y1=219, lwd = 1, lty = "solid")
segments(x0=279,y0=201, x1=279, y1=219, lwd = 1, lty = "solid")

segments(x0=172,y0=222, x1=279, y1=222, lwd = 1, lty = "solid")
segments(x0=172,y0=235, x1=278, y1=235, lwd = 1, lty = "solid")
segments(x0=172,y0=222, x1=172, y1=235, lwd = 1, lty = "solid")
segments(x0=194,y0=222, x1=194, y1=235, lwd = 1, lty = "solid")
segments(x0=213,y0=222, x1=213, y1=235, lwd = 1, lty = "solid")
segments(x0=230,y0=222, x1=230, y1=235, lwd = 1, lty = "solid")
segments(x0=253,y0=222, x1=253, y1=235, lwd = 1, lty = "solid")
segments(x0=279,y0=222, x1=279, y1=235, lwd = 1, lty = "solid")

segments(x0=291,y0=201, x1=370, y1=201, lwd = 1, lty = "solid")
segments(x0=291,y0=201, x1=291, y1=219, lwd = 1, lty = "solid")
segments(x0=311,y0=201, x1=311, y1=219, lwd = 1, lty = "solid")
segments(x0=326,y0=201, x1=326, y1=219, lwd = 1, lty = "solid")
segments(x0=341,y0=201, x1=341, y1=219, lwd = 1, lty = "solid")
segments(x0=370,y0=201, x1=370, y1=219, lwd = 1, lty = "solid")
segments(x0=291,y0=219, x1=370, y1=219, lwd = 1, lty = "solid")

segments(x0=291,y0=222, x1=370, y1=222, lwd = 1, lty = "solid")
segments(x0=291,y0=222, x1=291, y1=235, lwd = 1, lty = "solid")
segments(x0=311,y0=222, x1=311, y1=235, lwd = 1, lty = "solid")
segments(x0=326,y0=222, x1=326, y1=235, lwd = 1, lty = "solid")
segments(x0=341,y0=222, x1=341, y1=235, lwd = 1, lty = "solid")
segments(x0=370,y0=222, x1=370, y1=235, lwd = 1, lty = "solid")
segments(x0=291,y0=235, x1=370, y1=235, lwd = 1, lty = "solid")

segments(x0=381,y0=222, x1=381, y1=235, lwd = 1, lty = "solid")
segments(x0=397,y0=222, x1=397, y1=235, lwd = 1, lty = "solid")
segments(x0=409,y0=222, x1=409, y1=235, lwd = 1, lty = "solid")
segments(x0=417,y0=222, x1=417, y1=235, lwd = 1, lty = "solid")
segments(x0=430,y0=222, x1=430, y1=235, lwd = 1, lty = "solid")
segments(x0=440,y0=222, x1=440, y1=235, lwd = 1, lty = "solid")
segments(x0=453,y0=222, x1=453, y1=235, lwd = 1, lty = "solid")
segments(x0=381,y0=222, x1=453, y1=222, lwd = 1, lty = "solid")
segments(x0=381,y0=235, x1=453, y1=235, lwd = 1, lty = "solid")

segments(x0=381,y0=201, x1=381, y1=219, lwd = 1, lty = "solid")
segments(x0=384,y0=201, x1=384, y1=219, lwd = 1, lty = "solid")
segments(x0=387,y0=201, x1=387, y1=219, lwd = 1, lty = "solid")
segments(x0=390,y0=201, x1=390, y1=219, lwd = 1, lty = "solid")
segments(x0=393,y0=201, x1=393, y1=219, lwd = 1, lty = "solid")
segments(x0=396,y0=201, x1=396, y1=219, lwd = 1, lty = "solid")
segments(x0=399,y0=201, x1=399, y1=219, lwd = 1, lty = "solid")
segments(x0=402,y0=201, x1=402, y1=219, lwd = 1, lty = "solid")
segments(x0=405,y0=201, x1=405, y1=219, lwd = 1, lty = "solid")
segments(x0=408,y0=201, x1=408, y1=219, lwd = 1, lty = "solid")
segments(x0=411,y0=201, x1=411, y1=219, lwd = 1, lty = "solid")
segments(x0=414,y0=201, x1=414, y1=219, lwd = 1, lty = "solid")
segments(x0=417,y0=201, x1=417, y1=219, lwd = 1, lty = "solid")
segments(x0=420,y0=201, x1=420, y1=219, lwd = 1, lty = "solid")
segments(x0=423,y0=201, x1=423, y1=219, lwd = 1, lty = "solid")
segments(x0=426,y0=201, x1=426, y1=219, lwd = 1, lty = "solid")
segments(x0=429,y0=201, x1=429, y1=219, lwd = 1, lty = "solid")
segments(x0=432,y0=201, x1=432, y1=219, lwd = 1, lty = "solid")
segments(x0=435,y0=201, x1=435, y1=219, lwd = 1, lty = "solid")
segments(x0=438,y0=201, x1=438, y1=219, lwd = 1, lty = "solid")
segments(x0=441,y0=201, x1=441, y1=219, lwd = 1, lty = "solid")
segments(x0=444,y0=201, x1=444, y1=219, lwd = 1, lty = "solid")
segments(x0=447,y0=201, x1=447, y1=219, lwd = 1, lty = "solid")
segments(x0=450,y0=201, x1=450, y1=219, lwd = 1, lty = "solid")
segments(x0=453,y0=201, x1=453, y1=219, lwd = 1, lty = "solid")
segments(x0=381,y0=219, x1=453, y1=219, lwd = 1, lty = "solid")
segments(x0=381,y0=201, x1=453, y1=201, lwd = 1, lty = "solid")

segments(x0=467,y0=222, x1=467, y1=235, lwd = 1, lty = "solid")
segments(x0=479,y0=222, x1=479, y1=235, lwd = 1, lty = "solid")
segments(x0=488,y0=222, x1=488, y1=235, lwd = 1, lty = "solid")
segments(x0=500,y0=222, x1=500, y1=235, lwd = 1, lty = "solid")
segments(x0=510,y0=222, x1=510, y1=235, lwd = 1, lty = "solid")
segments(x0=520,y0=222, x1=520, y1=235, lwd = 1, lty = "solid")
segments(x0=530,y0=222, x1=530, y1=235, lwd = 1, lty = "solid")
segments(x0=467,y0=222, x1=530, y1=222, lwd = 1, lty = "solid")
segments(x0=467,y0=235, x1=530, y1=235, lwd = 1, lty = "solid")

segments(x0=467,y0=201, x1=467, y1=219, lwd = 1, lty = "solid")
segments(x0=470,y0=201, x1=470, y1=219, lwd = 1, lty = "solid")
segments(x0=473,y0=201, x1=473, y1=219, lwd = 1, lty = "solid")
segments(x0=476,y0=201, x1=476, y1=219, lwd = 1, lty = "solid")
segments(x0=479,y0=201, x1=479, y1=219, lwd = 1, lty = "solid")
segments(x0=482,y0=201, x1=482, y1=219, lwd = 1, lty = "solid")
segments(x0=485,y0=201, x1=485, y1=219, lwd = 1, lty = "solid")
segments(x0=488,y0=201, x1=488, y1=219, lwd = 1, lty = "solid")
segments(x0=491,y0=201, x1=491, y1=219, lwd = 1, lty = "solid")
segments(x0=494,y0=201, x1=494, y1=219, lwd = 1, lty = "solid")
segments(x0=497,y0=201, x1=497, y1=219, lwd = 1, lty = "solid")
segments(x0=500,y0=201, x1=500, y1=219, lwd = 1, lty = "solid")
segments(x0=503,y0=201, x1=503, y1=219, lwd = 1, lty = "solid")
segments(x0=506,y0=201, x1=506, y1=219, lwd = 1, lty = "solid")
segments(x0=509,y0=201, x1=509, y1=219, lwd = 1, lty = "solid")
segments(x0=512,y0=201, x1=512, y1=219, lwd = 1, lty = "solid")
segments(x0=515,y0=201, x1=515, y1=219, lwd = 1, lty = "solid")
segments(x0=518,y0=201, x1=518, y1=219, lwd = 1, lty = "solid")
segments(x0=521,y0=201, x1=521, y1=219, lwd = 1, lty = "solid")
segments(x0=524,y0=201, x1=524, y1=219, lwd = 1, lty = "solid")
segments(x0=527,y0=201, x1=527, y1=219, lwd = 1, lty = "solid")
segments(x0=530,y0=201, x1=530, y1=219, lwd = 1, lty = "solid")
segments(x0=467,y0=201, x1=530, y1=201, lwd = 1, lty = "solid")
segments(x0=467,y0=219, x1=530, y1=219, lwd = 1, lty = "solid")

segments(x0=545,y0=222, x1=545, y1=235, lwd = 1, lty = "solid")
segments(x0=558,y0=222, x1=558, y1=235, lwd = 1, lty = "solid")
segments(x0=570,y0=222, x1=570, y1=235, lwd = 1, lty = "solid")
segments(x0=582,y0=222, x1=582, y1=235, lwd = 1, lty = "solid")
segments(x0=596,y0=222, x1=596, y1=235, lwd = 1, lty = "solid")
segments(x0=614,y0=222, x1=614, y1=235, lwd = 1, lty = "solid")
segments(x0=632,y0=222, x1=632, y1=235, lwd = 1, lty = "solid")
segments(x0=545,y0=222, x1=632, y1=222, lwd = 1, lty = "solid")
segments(x0=545,y0=235, x1=632, y1=235, lwd = 1, lty = "solid")

segments(x0=545,y0=201, x1=545, y1=219, lwd = 1, lty = "solid")
segments(x0=548,y0=201, x1=548, y1=219, lwd = 1, lty = "solid")
segments(x0=551,y0=201, x1=551, y1=219, lwd = 1, lty = "solid")
segments(x0=554,y0=201, x1=554, y1=219, lwd = 1, lty = "solid")
segments(x0=557,y0=201, x1=557, y1=219, lwd = 1, lty = "solid")
segments(x0=560,y0=201, x1=560, y1=219, lwd = 1, lty = "solid")
segments(x0=563,y0=201, x1=563, y1=219, lwd = 1, lty = "solid")
segments(x0=566,y0=201, x1=566, y1=219, lwd = 1, lty = "solid")
segments(x0=569,y0=201, x1=569, y1=219, lwd = 1, lty = "solid")
segments(x0=572,y0=201, x1=572, y1=219, lwd = 1, lty = "solid")
segments(x0=575,y0=201, x1=575, y1=219, lwd = 1, lty = "solid")
segments(x0=578,y0=201, x1=578, y1=219, lwd = 1, lty = "solid")
segments(x0=581,y0=201, x1=581, y1=219, lwd = 1, lty = "solid")
segments(x0=584,y0=201, x1=584, y1=219, lwd = 1, lty = "solid")
segments(x0=587,y0=201, x1=587, y1=219, lwd = 1, lty = "solid")
segments(x0=590,y0=201, x1=590, y1=219, lwd = 1, lty = "solid")
segments(x0=593,y0=201, x1=593, y1=219, lwd = 1, lty = "solid")
segments(x0=596,y0=201, x1=596, y1=219, lwd = 1, lty = "solid")
segments(x0=599,y0=201, x1=599, y1=219, lwd = 1, lty = "solid")
segments(x0=602,y0=201, x1=602, y1=219, lwd = 1, lty = "solid")
segments(x0=605,y0=201, x1=605, y1=219, lwd = 1, lty = "solid")
segments(x0=608,y0=201, x1=608, y1=219, lwd = 1, lty = "solid")
segments(x0=611,y0=201, x1=611, y1=219, lwd = 1, lty = "solid")
segments(x0=614,y0=201, x1=614, y1=219, lwd = 1, lty = "solid")
segments(x0=617,y0=201, x1=617, y1=219, lwd = 1, lty = "solid")
segments(x0=620,y0=201, x1=620, y1=219, lwd = 1, lty = "solid")
segments(x0=623,y0=201, x1=623, y1=219, lwd = 1, lty = "solid")
segments(x0=626,y0=201, x1=626, y1=219, lwd = 1, lty = "solid")
segments(x0=629,y0=201, x1=629, y1=219, lwd = 1, lty = "solid")
segments(x0=632,y0=201, x1=632, y1=219, lwd = 1, lty = "solid")
segments(x0=545,y0=201, x1=632, y1=201, lwd = 1, lty = "solid")
segments(x0=545,y0=219, x1=632, y1=219, lwd = 1, lty = "solid")

segments(x0=645,y0=201, x1=645, y1=219, lwd = 1, lty = "solid")
segments(x0=659,y0=201, x1=659, y1=219, lwd = 1, lty = "solid")
segments(x0=671,y0=201, x1=671, y1=219, lwd = 1, lty = "solid")
segments(x0=681,y0=201, x1=681, y1=219, lwd = 1, lty = "solid")
segments(x0=690,y0=201, x1=690, y1=219, lwd = 1, lty = "solid")
segments(x0=708,y0=201, x1=708, y1=219, lwd = 1, lty = "solid")
segments(x0=723,y0=201, x1=723, y1=219, lwd = 1, lty = "solid")
segments(x0=645,y0=201, x1=723, y1=201, lwd = 1, lty = "solid")
segments(x0=645,y0=219, x1=723, y1=219, lwd = 1, lty = "solid")

segments(x0=645,y0=222, x1=645, y1=235, lwd = 1, lty = "solid")
segments(x0=659,y0=222, x1=659, y1=235, lwd = 1, lty = "solid")
segments(x0=671,y0=222, x1=671, y1=235, lwd = 1, lty = "solid")
segments(x0=681,y0=222, x1=681, y1=235, lwd = 1, lty = "solid")
segments(x0=690,y0=222, x1=690, y1=235, lwd = 1, lty = "solid")
segments(x0=708,y0=222, x1=708, y1=235, lwd = 1, lty = "solid")
segments(x0=723,y0=222, x1=723, y1=235, lwd = 1, lty = "solid")
segments(x0=645,y0=222, x1=723, y1=222, lwd = 1, lty = "solid")
segments(x0=645,y0=235, x1=723, y1=235, lwd = 1, lty = "solid")

segments(x0=733,y0=201, x1=733, y1=219, lwd = 1, lty = "solid")
segments(x0=742,y0=201, x1=742, y1=219, lwd = 1, lty = "solid")
segments(x0=755,y0=201, x1=755, y1=219, lwd = 1, lty = "solid")
segments(x0=772,y0=201, x1=772, y1=219, lwd = 1, lty = "solid")
segments(x0=787,y0=201, x1=787, y1=219, lwd = 1, lty = "solid")
segments(x0=797,y0=201, x1=797, y1=219, lwd = 1, lty = "solid")
segments(x0=810,y0=201, x1=810, y1=219, lwd = 1, lty = "solid")
segments(x0=823,y0=201, x1=823, y1=219, lwd = 1, lty = "solid")
segments(x0=837,y0=201, x1=837, y1=219, lwd = 1, lty = "solid")
segments(x0=733,y0=201, x1=845, y1=201, lwd = 1, lty = "solid")
segments(x0=733,y0=219, x1=847, y1=219, lwd = 1, lty = "solid")

segments(x0=733,y0=222, x1=733, y1=235, lwd = 1, lty = "solid")
segments(x0=742,y0=222, x1=742, y1=235, lwd = 1, lty = "solid")
segments(x0=755,y0=222, x1=755, y1=235, lwd = 1, lty = "solid")
segments(x0=772,y0=222, x1=772, y1=235, lwd = 1, lty = "solid")
segments(x0=787,y0=222, x1=787, y1=235, lwd = 1, lty = "solid")
segments(x0=797,y0=222, x1=797, y1=235, lwd = 1, lty = "solid")
segments(x0=810,y0=222, x1=810, y1=235, lwd = 1, lty = "solid")
segments(x0=823,y0=222, x1=823, y1=235, lwd = 1, lty = "solid")
segments(x0=837,y0=222, x1=837, y1=235, lwd = 1, lty = "solid")
segments(x0=733,y0=222, x1=849, y1=222, lwd = 1, lty = "solid")
segments(x0=733,y0=235, x1=851, y1=235, lwd = 1, lty = "solid")




segments(x0=172,y0=249, x1=279, y1=249, lwd = 1, lty = "solid")
segments(x0=172,y0=261, x1=278, y1=261, lwd = 1, lty = "solid")
segments(x0=172,y0=249, x1=172, y1=261, lwd = 1, lty = "solid")
segments(x0=194,y0=249, x1=194, y1=261, lwd = 1, lty = "solid")
segments(x0=213,y0=249, x1=213, y1=261, lwd = 1, lty = "solid")
segments(x0=230,y0=249, x1=230, y1=261, lwd = 1, lty = "solid")
segments(x0=253,y0=249, x1=253, y1=261, lwd = 1, lty = "solid")
segments(x0=279,y0=249, x1=279, y1=261, lwd = 1, lty = "solid")

segments(x0=172,y0=265, x1=279, y1=265, lwd = 1, lty = "solid")
segments(x0=172,y0=276, x1=278, y1=276, lwd = 1, lty = "solid")
segments(x0=172,y0=265, x1=172, y1=276, lwd = 1, lty = "solid")
segments(x0=194,y0=265, x1=194, y1=276, lwd = 1, lty = "solid")
segments(x0=213,y0=265, x1=213, y1=276, lwd = 1, lty = "solid")
segments(x0=230,y0=265, x1=230, y1=276, lwd = 1, lty = "solid")
segments(x0=253,y0=265, x1=253, y1=276, lwd = 1, lty = "solid")
segments(x0=279,y0=265, x1=279, y1=276, lwd = 1, lty = "solid")

segments(x0=291,y0=249, x1=370, y1=249, lwd = 1, lty = "solid")
segments(x0=291,y0=249, x1=291, y1=261, lwd = 1, lty = "solid")
segments(x0=311,y0=249, x1=311, y1=261, lwd = 1, lty = "solid")
segments(x0=326,y0=249, x1=326, y1=261, lwd = 1, lty = "solid")
segments(x0=341,y0=249, x1=341, y1=261, lwd = 1, lty = "solid")
segments(x0=370,y0=249, x1=370, y1=261, lwd = 1, lty = "solid")
segments(x0=291,y0=261, x1=370, y1=261, lwd = 1, lty = "solid")

segments(x0=291,y0=265, x1=370, y1=265, lwd = 1, lty = "solid")
segments(x0=291,y0=265, x1=291, y1=276, lwd = 1, lty = "solid")
segments(x0=311,y0=265, x1=311, y1=276, lwd = 1, lty = "solid")
segments(x0=326,y0=265, x1=326, y1=276, lwd = 1, lty = "solid")
segments(x0=341,y0=265, x1=341, y1=276, lwd = 1, lty = "solid")
segments(x0=370,y0=265, x1=370, y1=276, lwd = 1, lty = "solid")
segments(x0=291,y0=276, x1=370, y1=276, lwd = 1, lty = "solid")

segments(x0=381,y0=265, x1=381, y1=276, lwd = 1, lty = "solid")
segments(x0=384,y0=265, x1=384, y1=276, lwd = 1, lty = "solid")
segments(x0=387,y0=265, x1=387, y1=276, lwd = 1, lty = "solid")
segments(x0=390,y0=265, x1=390, y1=276, lwd = 1, lty = "solid")
segments(x0=393,y0=265, x1=393, y1=276, lwd = 1, lty = "solid")
segments(x0=396,y0=265, x1=396, y1=276, lwd = 1, lty = "solid")
segments(x0=399,y0=265, x1=399, y1=276, lwd = 1, lty = "solid")
segments(x0=402,y0=265, x1=402, y1=276, lwd = 1, lty = "solid")
segments(x0=405,y0=265, x1=405, y1=276, lwd = 1, lty = "solid")
segments(x0=408,y0=265, x1=408, y1=276, lwd = 1, lty = "solid")
segments(x0=411,y0=265, x1=411, y1=276, lwd = 1, lty = "solid")
segments(x0=414,y0=265, x1=414, y1=276, lwd = 1, lty = "solid")
segments(x0=417,y0=265, x1=417, y1=276, lwd = 1, lty = "solid")
segments(x0=420,y0=265, x1=420, y1=276, lwd = 1, lty = "solid")
segments(x0=423,y0=265, x1=423, y1=276, lwd = 1, lty = "solid")
segments(x0=426,y0=265, x1=426, y1=276, lwd = 1, lty = "solid")
segments(x0=429,y0=265, x1=429, y1=276, lwd = 1, lty = "solid")
segments(x0=432,y0=265, x1=432, y1=276, lwd = 1, lty = "solid")
segments(x0=435,y0=265, x1=435, y1=276, lwd = 1, lty = "solid")
segments(x0=438,y0=265, x1=438, y1=276, lwd = 1, lty = "solid")
segments(x0=441,y0=265, x1=441, y1=276, lwd = 1, lty = "solid")
segments(x0=444,y0=265, x1=444, y1=276, lwd = 1, lty = "solid")
segments(x0=447,y0=265, x1=447, y1=276, lwd = 1, lty = "solid")
segments(x0=450,y0=265, x1=450, y1=276, lwd = 1, lty = "solid")
segments(x0=453,y0=265, x1=453, y1=276, lwd = 1, lty = "solid")
segments(x0=381,y0=276, x1=453, y1=276, lwd = 1, lty = "solid")
segments(x0=381,y0=265, x1=453, y1=265, lwd = 1, lty = "solid")

segments(x0=381,y0=249, x1=381, y1=261, lwd = 1, lty = "solid")
segments(x0=384,y0=249, x1=384, y1=261, lwd = 1, lty = "solid")
segments(x0=387,y0=249, x1=387, y1=261, lwd = 1, lty = "solid")
segments(x0=390,y0=249, x1=390, y1=261, lwd = 1, lty = "solid")
segments(x0=393,y0=249, x1=393, y1=261, lwd = 1, lty = "solid")
segments(x0=396,y0=249, x1=396, y1=261, lwd = 1, lty = "solid")
segments(x0=399,y0=249, x1=399, y1=261, lwd = 1, lty = "solid")
segments(x0=402,y0=249, x1=402, y1=261, lwd = 1, lty = "solid")
segments(x0=405,y0=249, x1=405, y1=261, lwd = 1, lty = "solid")
segments(x0=408,y0=249, x1=408, y1=261, lwd = 1, lty = "solid")
segments(x0=411,y0=249, x1=411, y1=261, lwd = 1, lty = "solid")
segments(x0=414,y0=249, x1=414, y1=261, lwd = 1, lty = "solid")
segments(x0=417,y0=249, x1=417, y1=261, lwd = 1, lty = "solid")
segments(x0=420,y0=249, x1=420, y1=261, lwd = 1, lty = "solid")
segments(x0=423,y0=249, x1=423, y1=261, lwd = 1, lty = "solid")
segments(x0=426,y0=249, x1=426, y1=261, lwd = 1, lty = "solid")
segments(x0=429,y0=249, x1=429, y1=261, lwd = 1, lty = "solid")
segments(x0=432,y0=249, x1=432, y1=261, lwd = 1, lty = "solid")
segments(x0=435,y0=249, x1=435, y1=261, lwd = 1, lty = "solid")
segments(x0=438,y0=249, x1=438, y1=261, lwd = 1, lty = "solid")
segments(x0=441,y0=249, x1=441, y1=261, lwd = 1, lty = "solid")
segments(x0=444,y0=249, x1=444, y1=261, lwd = 1, lty = "solid")
segments(x0=447,y0=249, x1=447, y1=261, lwd = 1, lty = "solid")
segments(x0=450,y0=249, x1=450, y1=261, lwd = 1, lty = "solid")
segments(x0=453,y0=249, x1=453, y1=261, lwd = 1, lty = "solid")
segments(x0=381,y0=261, x1=453, y1=261, lwd = 1, lty = "solid")
segments(x0=381,y0=249, x1=453, y1=249, lwd = 1, lty = "solid")

segments(x0=467,y0=265, x1=467, y1=276, lwd = 1, lty = "solid")
segments(x0=470,y0=265, x1=470, y1=276, lwd = 1, lty = "solid")
segments(x0=473,y0=265, x1=473, y1=276, lwd = 1, lty = "solid")
segments(x0=476,y0=265, x1=476, y1=276, lwd = 1, lty = "solid")
segments(x0=479,y0=265, x1=479, y1=276, lwd = 1, lty = "solid")
segments(x0=482,y0=265, x1=482, y1=276, lwd = 1, lty = "solid")
segments(x0=485,y0=265, x1=485, y1=276, lwd = 1, lty = "solid")
segments(x0=488,y0=265, x1=488, y1=276, lwd = 1, lty = "solid")
segments(x0=491,y0=265, x1=491, y1=276, lwd = 1, lty = "solid")
segments(x0=494,y0=265, x1=494, y1=276, lwd = 1, lty = "solid")
segments(x0=497,y0=265, x1=497, y1=276, lwd = 1, lty = "solid")
segments(x0=500,y0=265, x1=500, y1=276, lwd = 1, lty = "solid")
segments(x0=503,y0=265, x1=503, y1=276, lwd = 1, lty = "solid")
segments(x0=506,y0=265, x1=506, y1=276, lwd = 1, lty = "solid")
segments(x0=509,y0=265, x1=509, y1=276, lwd = 1, lty = "solid")
segments(x0=512,y0=265, x1=512, y1=276, lwd = 1, lty = "solid")
segments(x0=515,y0=265, x1=515, y1=276, lwd = 1, lty = "solid")
segments(x0=518,y0=265, x1=518, y1=276, lwd = 1, lty = "solid")
segments(x0=521,y0=265, x1=521, y1=276, lwd = 1, lty = "solid")
segments(x0=524,y0=265, x1=524, y1=276, lwd = 1, lty = "solid")
segments(x0=527,y0=265, x1=527, y1=276, lwd = 1, lty = "solid")
segments(x0=530,y0=265, x1=530, y1=276, lwd = 1, lty = "solid")
segments(x0=467,y0=265, x1=530, y1=265, lwd = 1, lty = "solid")
segments(x0=467,y0=276, x1=530, y1=276, lwd = 1, lty = "solid")

segments(x0=467,y0=249, x1=467, y1=261, lwd = 1, lty = "solid")
segments(x0=470,y0=249, x1=470, y1=261, lwd = 1, lty = "solid")
segments(x0=473,y0=249, x1=473, y1=261, lwd = 1, lty = "solid")
segments(x0=476,y0=249, x1=476, y1=261, lwd = 1, lty = "solid")
segments(x0=479,y0=249, x1=479, y1=261, lwd = 1, lty = "solid")
segments(x0=482,y0=249, x1=482, y1=261, lwd = 1, lty = "solid")
segments(x0=485,y0=249, x1=485, y1=261, lwd = 1, lty = "solid")
segments(x0=488,y0=249, x1=488, y1=261, lwd = 1, lty = "solid")
segments(x0=491,y0=249, x1=491, y1=261, lwd = 1, lty = "solid")
segments(x0=494,y0=249, x1=494, y1=261, lwd = 1, lty = "solid")
segments(x0=497,y0=249, x1=497, y1=261, lwd = 1, lty = "solid")
segments(x0=500,y0=249, x1=500, y1=261, lwd = 1, lty = "solid")
segments(x0=503,y0=249, x1=503, y1=261, lwd = 1, lty = "solid")
segments(x0=506,y0=249, x1=506, y1=261, lwd = 1, lty = "solid")
segments(x0=509,y0=249, x1=509, y1=261, lwd = 1, lty = "solid")
segments(x0=512,y0=249, x1=512, y1=261, lwd = 1, lty = "solid")
segments(x0=515,y0=249, x1=515, y1=261, lwd = 1, lty = "solid")
segments(x0=518,y0=249, x1=518, y1=261, lwd = 1, lty = "solid")
segments(x0=521,y0=249, x1=521, y1=261, lwd = 1, lty = "solid")
segments(x0=524,y0=249, x1=524, y1=261, lwd = 1, lty = "solid")
segments(x0=527,y0=249, x1=527, y1=261, lwd = 1, lty = "solid")
segments(x0=530,y0=249, x1=530, y1=261, lwd = 1, lty = "solid")
segments(x0=467,y0=249, x1=530, y1=249, lwd = 1, lty = "solid")
segments(x0=467,y0=261, x1=530, y1=261, lwd = 1, lty = "solid")

segments(x0=545,y0=265, x1=545, y1=276, lwd = 1, lty = "solid")
segments(x0=548,y0=265, x1=548, y1=276, lwd = 1, lty = "solid")
segments(x0=551,y0=265, x1=551, y1=276, lwd = 1, lty = "solid")
segments(x0=554,y0=265, x1=554, y1=276, lwd = 1, lty = "solid")
segments(x0=557,y0=265, x1=557, y1=276, lwd = 1, lty = "solid")
segments(x0=560,y0=265, x1=560, y1=276, lwd = 1, lty = "solid")
segments(x0=563,y0=265, x1=563, y1=276, lwd = 1, lty = "solid")
segments(x0=566,y0=265, x1=566, y1=276, lwd = 1, lty = "solid")
segments(x0=569,y0=265, x1=569, y1=276, lwd = 1, lty = "solid")
segments(x0=572,y0=265, x1=572, y1=276, lwd = 1, lty = "solid")
segments(x0=575,y0=265, x1=575, y1=276, lwd = 1, lty = "solid")
segments(x0=578,y0=265, x1=578, y1=276, lwd = 1, lty = "solid")
segments(x0=581,y0=265, x1=581, y1=276, lwd = 1, lty = "solid")
segments(x0=584,y0=265, x1=584, y1=276, lwd = 1, lty = "solid")
segments(x0=587,y0=265, x1=587, y1=276, lwd = 1, lty = "solid")
segments(x0=590,y0=265, x1=590, y1=276, lwd = 1, lty = "solid")
segments(x0=593,y0=265, x1=593, y1=276, lwd = 1, lty = "solid")
segments(x0=596,y0=265, x1=596, y1=276, lwd = 1, lty = "solid")
segments(x0=599,y0=265, x1=599, y1=276, lwd = 1, lty = "solid")
segments(x0=602,y0=265, x1=602, y1=276, lwd = 1, lty = "solid")
segments(x0=605,y0=265, x1=605, y1=276, lwd = 1, lty = "solid")
segments(x0=608,y0=265, x1=608, y1=276, lwd = 1, lty = "solid")
segments(x0=611,y0=265, x1=611, y1=276, lwd = 1, lty = "solid")
segments(x0=614,y0=265, x1=614, y1=276, lwd = 1, lty = "solid")
segments(x0=617,y0=265, x1=617, y1=276, lwd = 1, lty = "solid")
segments(x0=620,y0=265, x1=620, y1=276, lwd = 1, lty = "solid")
segments(x0=623,y0=265, x1=623, y1=276, lwd = 1, lty = "solid")
segments(x0=626,y0=265, x1=626, y1=276, lwd = 1, lty = "solid")
segments(x0=629,y0=265, x1=629, y1=276, lwd = 1, lty = "solid")
segments(x0=632,y0=265, x1=632, y1=276, lwd = 1, lty = "solid")
segments(x0=545,y0=265, x1=632, y1=265, lwd = 1, lty = "solid")
segments(x0=545,y0=276, x1=632, y1=276, lwd = 1, lty = "solid")

segments(x0=545,y0=249, x1=545, y1=261, lwd = 1, lty = "solid")
segments(x0=548,y0=249, x1=548, y1=261, lwd = 1, lty = "solid")
segments(x0=551,y0=249, x1=551, y1=261, lwd = 1, lty = "solid")
segments(x0=554,y0=249, x1=554, y1=261, lwd = 1, lty = "solid")
segments(x0=557,y0=249, x1=557, y1=261, lwd = 1, lty = "solid")
segments(x0=560,y0=249, x1=560, y1=261, lwd = 1, lty = "solid")
segments(x0=563,y0=249, x1=563, y1=261, lwd = 1, lty = "solid")
segments(x0=566,y0=249, x1=566, y1=261, lwd = 1, lty = "solid")
segments(x0=569,y0=249, x1=569, y1=261, lwd = 1, lty = "solid")
segments(x0=572,y0=249, x1=572, y1=261, lwd = 1, lty = "solid")
segments(x0=575,y0=249, x1=575, y1=261, lwd = 1, lty = "solid")
segments(x0=578,y0=249, x1=578, y1=261, lwd = 1, lty = "solid")
segments(x0=581,y0=249, x1=581, y1=261, lwd = 1, lty = "solid")
segments(x0=584,y0=249, x1=584, y1=261, lwd = 1, lty = "solid")
segments(x0=587,y0=249, x1=587, y1=261, lwd = 1, lty = "solid")
segments(x0=590,y0=249, x1=590, y1=261, lwd = 1, lty = "solid")
segments(x0=593,y0=249, x1=593, y1=261, lwd = 1, lty = "solid")
segments(x0=596,y0=249, x1=596, y1=261, lwd = 1, lty = "solid")
segments(x0=599,y0=249, x1=599, y1=261, lwd = 1, lty = "solid")
segments(x0=602,y0=249, x1=602, y1=261, lwd = 1, lty = "solid")
segments(x0=605,y0=249, x1=605, y1=261, lwd = 1, lty = "solid")
segments(x0=608,y0=249, x1=608, y1=261, lwd = 1, lty = "solid")
segments(x0=611,y0=249, x1=611, y1=261, lwd = 1, lty = "solid")
segments(x0=614,y0=249, x1=614, y1=261, lwd = 1, lty = "solid")
segments(x0=617,y0=249, x1=617, y1=261, lwd = 1, lty = "solid")
segments(x0=620,y0=249, x1=620, y1=261, lwd = 1, lty = "solid")
segments(x0=623,y0=249, x1=623, y1=261, lwd = 1, lty = "solid")
segments(x0=626,y0=249, x1=626, y1=261, lwd = 1, lty = "solid")
segments(x0=629,y0=249, x1=629, y1=261, lwd = 1, lty = "solid")
segments(x0=632,y0=249, x1=632, y1=261, lwd = 1, lty = "solid")
segments(x0=545,y0=249, x1=632, y1=249, lwd = 1, lty = "solid")
segments(x0=545,y0=261, x1=632, y1=261, lwd = 1, lty = "solid")

segments(x0=645,y0=249, x1=645, y1=261, lwd = 1, lty = "solid")
segments(x0=659,y0=249, x1=659, y1=261, lwd = 1, lty = "solid")
segments(x0=671,y0=249, x1=671, y1=276, lwd = 1, lty = "solid")
segments(x0=690,y0=249, x1=690, y1=276, lwd = 1, lty = "solid")
segments(x0=708,y0=249, x1=708, y1=261, lwd = 1, lty = "solid")
segments(x0=723,y0=249, x1=723, y1=261, lwd = 1, lty = "solid")
segments(x0=645,y0=249, x1=723, y1=249, lwd = 1, lty = "solid")
segments(x0=645,y0=261, x1=671, y1=261, lwd = 1, lty = "solid")
segments(x0=690,y0=261, x1=723, y1=261, lwd = 1, lty = "solid")

segments(x0=645,y0=265, x1=645, y1=276, lwd = 1, lty = "solid")
segments(x0=659,y0=265, x1=659, y1=276, lwd = 1, lty = "solid")
segments(x0=671,y0=265, x1=671, y1=276, lwd = 1, lty = "solid")
segments(x0=690,y0=265, x1=690, y1=276, lwd = 1, lty = "solid")
segments(x0=708,y0=265, x1=708, y1=276, lwd = 1, lty = "solid")
segments(x0=723,y0=265, x1=723, y1=276, lwd = 1, lty = "solid")
segments(x0=645,y0=265, x1=671, y1=265, lwd = 1, lty = "solid")
segments(x0=690,y0=265, x1=723, y1=265, lwd = 1, lty = "solid")
segments(x0=645,y0=276, x1=723, y1=276, lwd = 1, lty = "solid")

segments(x0=733,y0=249, x1=733, y1=261, lwd = 1, lty = "solid")
segments(x0=742,y0=249, x1=742, y1=261, lwd = 1, lty = "solid")
segments(x0=755,y0=249, x1=755, y1=261, lwd = 1, lty = "solid")
segments(x0=772,y0=249, x1=772, y1=261, lwd = 1, lty = "solid")
segments(x0=787,y0=249, x1=787, y1=261, lwd = 1, lty = "solid")
segments(x0=797,y0=249, x1=797, y1=261, lwd = 1, lty = "solid")
segments(x0=810,y0=249, x1=810, y1=261, lwd = 1, lty = "solid")
segments(x0=823,y0=249, x1=823, y1=261, lwd = 1, lty = "solid")
segments(x0=837,y0=249, x1=837, y1=261, lwd = 1, lty = "solid")
segments(x0=733,y0=249, x1=845, y1=249, lwd = 1, lty = "solid")
segments(x0=733,y0=261, x1=847, y1=261, lwd = 1, lty = "solid")

segments(x0=733,y0=265, x1=733, y1=276, lwd = 1, lty = "solid")
segments(x0=742,y0=265, x1=742, y1=276, lwd = 1, lty = "solid")
segments(x0=755,y0=265, x1=755, y1=276, lwd = 1, lty = "solid")
segments(x0=772,y0=265, x1=772, y1=276, lwd = 1, lty = "solid")
segments(x0=787,y0=265, x1=787, y1=276, lwd = 1, lty = "solid")
segments(x0=797,y0=265, x1=797, y1=276, lwd = 1, lty = "solid")
segments(x0=810,y0=265, x1=810, y1=276, lwd = 1, lty = "solid")
segments(x0=823,y0=265, x1=823, y1=276, lwd = 1, lty = "solid")
segments(x0=837,y0=265, x1=837, y1=276, lwd = 1, lty = "solid")
segments(x0=733,y0=265, x1=849, y1=265, lwd = 1, lty = "solid")
segments(x0=733,y0=276, x1=851, y1=276, lwd = 1, lty = "solid")






segments(x0=172,y0=286, x1=279, y1=286, lwd = 1, lty = "solid")
segments(x0=172,y0=299, x1=278, y1=299, lwd = 1, lty = "solid")
segments(x0=172,y0=286, x1=172, y1=299, lwd = 1, lty = "solid")
segments(x0=194,y0=286, x1=194, y1=299, lwd = 1, lty = "solid")
segments(x0=213,y0=286, x1=213, y1=299, lwd = 1, lty = "solid")
segments(x0=230,y0=286, x1=230, y1=299, lwd = 1, lty = "solid")
segments(x0=253,y0=286, x1=253, y1=299, lwd = 1, lty = "solid")
segments(x0=279,y0=286, x1=279, y1=299, lwd = 1, lty = "solid")

segments(x0=172,y0=302, x1=279, y1=302, lwd = 1, lty = "solid")
segments(x0=172,y0=322, x1=278, y1=322, lwd = 1, lty = "solid")
segments(x0=172,y0=302, x1=172, y1=322, lwd = 1, lty = "solid")
segments(x0=194,y0=302, x1=194, y1=322, lwd = 1, lty = "solid")
segments(x0=213,y0=302, x1=213, y1=322, lwd = 1, lty = "solid")
segments(x0=230,y0=302, x1=230, y1=322, lwd = 1, lty = "solid")
segments(x0=253,y0=302, x1=253, y1=322, lwd = 1, lty = "solid")
segments(x0=279,y0=302, x1=279, y1=322, lwd = 1, lty = "solid")

segments(x0=291,y0=286, x1=370, y1=286, lwd = 1, lty = "solid")
segments(x0=291,y0=286, x1=291, y1=299, lwd = 1, lty = "solid")
segments(x0=311,y0=286, x1=311, y1=299, lwd = 1, lty = "solid")
segments(x0=326,y0=286, x1=326, y1=299, lwd = 1, lty = "solid")
segments(x0=341,y0=286, x1=341, y1=299, lwd = 1, lty = "solid")
segments(x0=370,y0=286, x1=370, y1=299, lwd = 1, lty = "solid")
segments(x0=291,y0=299, x1=370, y1=299, lwd = 1, lty = "solid")

segments(x0=291,y0=302, x1=370, y1=302, lwd = 1, lty = "solid")
segments(x0=291,y0=302, x1=291, y1=322, lwd = 1, lty = "solid")
segments(x0=311,y0=302, x1=311, y1=322, lwd = 1, lty = "solid")
segments(x0=326,y0=302, x1=326, y1=322, lwd = 1, lty = "solid")
segments(x0=341,y0=302, x1=341, y1=322, lwd = 1, lty = "solid")
segments(x0=370,y0=302, x1=370, y1=322, lwd = 1, lty = "solid")
segments(x0=291,y0=322, x1=370, y1=322, lwd = 1, lty = "solid")

segments(x0=381,y0=302, x1=381, y1=322, lwd = 1, lty = "solid")
segments(x0=384,y0=302, x1=384, y1=322, lwd = 1, lty = "solid")
segments(x0=387,y0=302, x1=387, y1=322, lwd = 1, lty = "solid")
segments(x0=390,y0=302, x1=390, y1=322, lwd = 1, lty = "solid")
segments(x0=393,y0=302, x1=393, y1=322, lwd = 1, lty = "solid")
segments(x0=396,y0=302, x1=396, y1=322, lwd = 1, lty = "solid")
segments(x0=399,y0=302, x1=399, y1=322, lwd = 1, lty = "solid")
segments(x0=402,y0=302, x1=402, y1=322, lwd = 1, lty = "solid")
segments(x0=405,y0=302, x1=405, y1=322, lwd = 1, lty = "solid")
segments(x0=408,y0=302, x1=408, y1=322, lwd = 1, lty = "solid")
segments(x0=411,y0=302, x1=411, y1=322, lwd = 1, lty = "solid")
segments(x0=414,y0=302, x1=414, y1=322, lwd = 1, lty = "solid")
segments(x0=417,y0=302, x1=417, y1=322, lwd = 1, lty = "solid")
segments(x0=420,y0=302, x1=420, y1=322, lwd = 1, lty = "solid")
segments(x0=423,y0=302, x1=423, y1=322, lwd = 1, lty = "solid")
segments(x0=426,y0=302, x1=426, y1=322, lwd = 1, lty = "solid")
segments(x0=429,y0=302, x1=429, y1=322, lwd = 1, lty = "solid")
segments(x0=432,y0=302, x1=432, y1=322, lwd = 1, lty = "solid")
segments(x0=435,y0=302, x1=435, y1=322, lwd = 1, lty = "solid")
segments(x0=438,y0=302, x1=438, y1=322, lwd = 1, lty = "solid")
segments(x0=441,y0=302, x1=441, y1=322, lwd = 1, lty = "solid")
segments(x0=444,y0=302, x1=444, y1=322, lwd = 1, lty = "solid")
segments(x0=447,y0=302, x1=447, y1=322, lwd = 1, lty = "solid")
segments(x0=450,y0=302, x1=450, y1=322, lwd = 1, lty = "solid")
segments(x0=453,y0=302, x1=453, y1=322, lwd = 1, lty = "solid")
segments(x0=381,y0=322, x1=453, y1=322, lwd = 1, lty = "solid")
segments(x0=381,y0=302, x1=453, y1=302, lwd = 1, lty = "solid")

segments(x0=381,y0=286, x1=381, y1=299, lwd = 1, lty = "solid")
segments(x0=384,y0=286, x1=384, y1=299, lwd = 1, lty = "solid")
segments(x0=387,y0=286, x1=387, y1=299, lwd = 1, lty = "solid")
segments(x0=390,y0=286, x1=390, y1=299, lwd = 1, lty = "solid")
segments(x0=393,y0=286, x1=393, y1=299, lwd = 1, lty = "solid")
segments(x0=396,y0=286, x1=396, y1=299, lwd = 1, lty = "solid")
segments(x0=399,y0=286, x1=399, y1=299, lwd = 1, lty = "solid")
segments(x0=402,y0=286, x1=402, y1=299, lwd = 1, lty = "solid")
segments(x0=405,y0=286, x1=405, y1=299, lwd = 1, lty = "solid")
segments(x0=408,y0=286, x1=408, y1=299, lwd = 1, lty = "solid")
segments(x0=411,y0=286, x1=411, y1=299, lwd = 1, lty = "solid")
segments(x0=414,y0=286, x1=414, y1=299, lwd = 1, lty = "solid")
segments(x0=417,y0=286, x1=417, y1=299, lwd = 1, lty = "solid")
segments(x0=420,y0=286, x1=420, y1=299, lwd = 1, lty = "solid")
segments(x0=423,y0=286, x1=423, y1=299, lwd = 1, lty = "solid")
segments(x0=426,y0=286, x1=426, y1=299, lwd = 1, lty = "solid")
segments(x0=429,y0=286, x1=429, y1=299, lwd = 1, lty = "solid")
segments(x0=432,y0=286, x1=432, y1=299, lwd = 1, lty = "solid")
segments(x0=435,y0=286, x1=435, y1=299, lwd = 1, lty = "solid")
segments(x0=438,y0=286, x1=438, y1=299, lwd = 1, lty = "solid")
segments(x0=441,y0=286, x1=441, y1=299, lwd = 1, lty = "solid")
segments(x0=444,y0=286, x1=444, y1=299, lwd = 1, lty = "solid")
segments(x0=447,y0=286, x1=447, y1=299, lwd = 1, lty = "solid")
segments(x0=450,y0=286, x1=450, y1=299, lwd = 1, lty = "solid")
segments(x0=453,y0=286, x1=453, y1=299, lwd = 1, lty = "solid")
segments(x0=381,y0=299, x1=453, y1=299, lwd = 1, lty = "solid")
segments(x0=381,y0=286, x1=453, y1=286, lwd = 1, lty = "solid")

segments(x0=467,y0=302, x1=467, y1=322, lwd = 1, lty = "solid")
segments(x0=470,y0=302, x1=470, y1=322, lwd = 1, lty = "solid")
segments(x0=473,y0=302, x1=473, y1=322, lwd = 1, lty = "solid")
segments(x0=476,y0=302, x1=476, y1=322, lwd = 1, lty = "solid")
segments(x0=479,y0=302, x1=479, y1=322, lwd = 1, lty = "solid")
segments(x0=482,y0=302, x1=482, y1=322, lwd = 1, lty = "solid")
segments(x0=485,y0=302, x1=485, y1=322, lwd = 1, lty = "solid")
segments(x0=488,y0=302, x1=488, y1=322, lwd = 1, lty = "solid")
segments(x0=491,y0=302, x1=491, y1=322, lwd = 1, lty = "solid")
segments(x0=494,y0=302, x1=494, y1=322, lwd = 1, lty = "solid")
segments(x0=497,y0=302, x1=497, y1=322, lwd = 1, lty = "solid")
segments(x0=500,y0=302, x1=500, y1=322, lwd = 1, lty = "solid")
segments(x0=503,y0=302, x1=503, y1=322, lwd = 1, lty = "solid")
segments(x0=506,y0=302, x1=506, y1=322, lwd = 1, lty = "solid")
segments(x0=509,y0=302, x1=509, y1=322, lwd = 1, lty = "solid")
segments(x0=512,y0=302, x1=512, y1=322, lwd = 1, lty = "solid")
segments(x0=515,y0=302, x1=515, y1=322, lwd = 1, lty = "solid")
segments(x0=518,y0=302, x1=518, y1=322, lwd = 1, lty = "solid")
segments(x0=521,y0=302, x1=521, y1=322, lwd = 1, lty = "solid")
segments(x0=524,y0=302, x1=524, y1=322, lwd = 1, lty = "solid")
segments(x0=527,y0=302, x1=527, y1=322, lwd = 1, lty = "solid")
segments(x0=530,y0=302, x1=530, y1=322, lwd = 1, lty = "solid")
segments(x0=467,y0=302, x1=530, y1=302, lwd = 1, lty = "solid")
segments(x0=467,y0=322, x1=530, y1=322, lwd = 1, lty = "solid")

segments(x0=467,y0=286, x1=467, y1=299, lwd = 1, lty = "solid")
segments(x0=470,y0=286, x1=470, y1=299, lwd = 1, lty = "solid")
segments(x0=473,y0=286, x1=473, y1=299, lwd = 1, lty = "solid")
segments(x0=476,y0=286, x1=476, y1=299, lwd = 1, lty = "solid")
segments(x0=479,y0=286, x1=479, y1=299, lwd = 1, lty = "solid")
segments(x0=482,y0=286, x1=482, y1=299, lwd = 1, lty = "solid")
segments(x0=485,y0=286, x1=485, y1=299, lwd = 1, lty = "solid")
segments(x0=488,y0=286, x1=488, y1=299, lwd = 1, lty = "solid")
segments(x0=491,y0=286, x1=491, y1=299, lwd = 1, lty = "solid")
segments(x0=494,y0=286, x1=494, y1=299, lwd = 1, lty = "solid")
segments(x0=497,y0=286, x1=497, y1=299, lwd = 1, lty = "solid")
segments(x0=500,y0=286, x1=500, y1=299, lwd = 1, lty = "solid")
segments(x0=503,y0=286, x1=503, y1=299, lwd = 1, lty = "solid")
segments(x0=506,y0=286, x1=506, y1=299, lwd = 1, lty = "solid")
segments(x0=509,y0=286, x1=509, y1=299, lwd = 1, lty = "solid")
segments(x0=512,y0=286, x1=512, y1=299, lwd = 1, lty = "solid")
segments(x0=515,y0=286, x1=515, y1=299, lwd = 1, lty = "solid")
segments(x0=518,y0=286, x1=518, y1=299, lwd = 1, lty = "solid")
segments(x0=521,y0=286, x1=521, y1=299, lwd = 1, lty = "solid")
segments(x0=524,y0=286, x1=524, y1=299, lwd = 1, lty = "solid")
segments(x0=527,y0=286, x1=527, y1=299, lwd = 1, lty = "solid")
segments(x0=530,y0=286, x1=530, y1=299, lwd = 1, lty = "solid")
segments(x0=467,y0=286, x1=530, y1=286, lwd = 1, lty = "solid")
segments(x0=467,y0=299, x1=530, y1=299, lwd = 1, lty = "solid")

segments(x0=545,y0=302, x1=545, y1=322, lwd = 1, lty = "solid")
segments(x0=548,y0=302, x1=548, y1=322, lwd = 1, lty = "solid")
segments(x0=551,y0=302, x1=551, y1=322, lwd = 1, lty = "solid")
segments(x0=554,y0=302, x1=554, y1=322, lwd = 1, lty = "solid")
segments(x0=557,y0=302, x1=557, y1=322, lwd = 1, lty = "solid")
segments(x0=560,y0=302, x1=560, y1=322, lwd = 1, lty = "solid")
segments(x0=563,y0=302, x1=563, y1=322, lwd = 1, lty = "solid")
segments(x0=566,y0=302, x1=566, y1=322, lwd = 1, lty = "solid")
segments(x0=569,y0=302, x1=569, y1=322, lwd = 1, lty = "solid")
segments(x0=572,y0=302, x1=572, y1=322, lwd = 1, lty = "solid")
segments(x0=575,y0=302, x1=575, y1=322, lwd = 1, lty = "solid")
segments(x0=578,y0=302, x1=578, y1=322, lwd = 1, lty = "solid")
segments(x0=581,y0=302, x1=581, y1=322, lwd = 1, lty = "solid")
segments(x0=584,y0=302, x1=584, y1=322, lwd = 1, lty = "solid")
segments(x0=587,y0=302, x1=587, y1=322, lwd = 1, lty = "solid")
segments(x0=590,y0=302, x1=590, y1=322, lwd = 1, lty = "solid")
segments(x0=593,y0=302, x1=593, y1=322, lwd = 1, lty = "solid")
segments(x0=596,y0=302, x1=596, y1=322, lwd = 1, lty = "solid")
segments(x0=599,y0=302, x1=599, y1=322, lwd = 1, lty = "solid")
segments(x0=602,y0=302, x1=602, y1=322, lwd = 1, lty = "solid")
segments(x0=605,y0=302, x1=605, y1=322, lwd = 1, lty = "solid")
segments(x0=608,y0=302, x1=608, y1=322, lwd = 1, lty = "solid")
segments(x0=611,y0=302, x1=611, y1=322, lwd = 1, lty = "solid")
segments(x0=614,y0=302, x1=614, y1=322, lwd = 1, lty = "solid")
segments(x0=617,y0=302, x1=617, y1=322, lwd = 1, lty = "solid")
segments(x0=620,y0=302, x1=620, y1=322, lwd = 1, lty = "solid")
segments(x0=623,y0=302, x1=623, y1=322, lwd = 1, lty = "solid")
segments(x0=626,y0=302, x1=626, y1=322, lwd = 1, lty = "solid")
segments(x0=629,y0=302, x1=629, y1=322, lwd = 1, lty = "solid")
segments(x0=632,y0=302, x1=632, y1=322, lwd = 1, lty = "solid")
segments(x0=545,y0=302, x1=632, y1=302, lwd = 1, lty = "solid")
segments(x0=545,y0=322, x1=632, y1=322, lwd = 1, lty = "solid")

segments(x0=545,y0=286, x1=545, y1=299, lwd = 1, lty = "solid")
segments(x0=548,y0=286, x1=548, y1=299, lwd = 1, lty = "solid")
segments(x0=551,y0=286, x1=551, y1=299, lwd = 1, lty = "solid")
segments(x0=554,y0=286, x1=554, y1=299, lwd = 1, lty = "solid")
segments(x0=557,y0=286, x1=557, y1=299, lwd = 1, lty = "solid")
segments(x0=560,y0=286, x1=560, y1=299, lwd = 1, lty = "solid")
segments(x0=563,y0=286, x1=563, y1=299, lwd = 1, lty = "solid")
segments(x0=566,y0=286, x1=566, y1=299, lwd = 1, lty = "solid")
segments(x0=569,y0=286, x1=569, y1=299, lwd = 1, lty = "solid")
segments(x0=572,y0=286, x1=572, y1=299, lwd = 1, lty = "solid")
segments(x0=575,y0=286, x1=575, y1=299, lwd = 1, lty = "solid")
segments(x0=578,y0=286, x1=578, y1=299, lwd = 1, lty = "solid")
segments(x0=581,y0=286, x1=581, y1=299, lwd = 1, lty = "solid")
segments(x0=584,y0=286, x1=584, y1=299, lwd = 1, lty = "solid")
segments(x0=587,y0=286, x1=587, y1=299, lwd = 1, lty = "solid")
segments(x0=590,y0=286, x1=590, y1=299, lwd = 1, lty = "solid")
segments(x0=593,y0=286, x1=593, y1=299, lwd = 1, lty = "solid")
segments(x0=596,y0=286, x1=596, y1=299, lwd = 1, lty = "solid")
segments(x0=599,y0=286, x1=599, y1=299, lwd = 1, lty = "solid")
segments(x0=602,y0=286, x1=602, y1=299, lwd = 1, lty = "solid")
segments(x0=605,y0=286, x1=605, y1=299, lwd = 1, lty = "solid")
segments(x0=608,y0=286, x1=608, y1=299, lwd = 1, lty = "solid")
segments(x0=611,y0=286, x1=611, y1=299, lwd = 1, lty = "solid")
segments(x0=614,y0=286, x1=614, y1=299, lwd = 1, lty = "solid")
segments(x0=617,y0=286, x1=617, y1=299, lwd = 1, lty = "solid")
segments(x0=620,y0=286, x1=620, y1=299, lwd = 1, lty = "solid")
segments(x0=623,y0=286, x1=623, y1=299, lwd = 1, lty = "solid")
segments(x0=626,y0=286, x1=626, y1=299, lwd = 1, lty = "solid")
segments(x0=629,y0=286, x1=629, y1=299, lwd = 1, lty = "solid")
segments(x0=632,y0=286, x1=632, y1=299, lwd = 1, lty = "solid")
segments(x0=545,y0=286, x1=632, y1=286, lwd = 1, lty = "solid")
segments(x0=545,y0=299, x1=632, y1=299, lwd = 1, lty = "solid")

segments(x0=645,y0=286, x1=645, y1=299, lwd = 1, lty = "solid")
segments(x0=648,y0=286, x1=648, y1=299, lwd = 1, lty = "solid")
segments(x0=651,y0=286, x1=651, y1=299, lwd = 1, lty = "solid")
segments(x0=654,y0=286, x1=654, y1=299, lwd = 1, lty = "solid")
segments(x0=657,y0=286, x1=657, y1=299, lwd = 1, lty = "solid")
segments(x0=660,y0=286, x1=660, y1=299, lwd = 1, lty = "solid")
segments(x0=663,y0=286, x1=663, y1=299, lwd = 1, lty = "solid")
segments(x0=666,y0=286, x1=666, y1=299, lwd = 1, lty = "solid")
segments(x0=669,y0=286, x1=669, y1=299, lwd = 1, lty = "solid")
segments(x0=672,y0=286, x1=672, y1=299, lwd = 1, lty = "solid")
segments(x0=675,y0=286, x1=675, y1=299, lwd = 1, lty = "solid")
segments(x0=678,y0=286, x1=678, y1=299, lwd = 1, lty = "solid")
segments(x0=681,y0=286, x1=681, y1=299, lwd = 1, lty = "solid")
segments(x0=684,y0=286, x1=684, y1=299, lwd = 1, lty = "solid")
segments(x0=687,y0=286, x1=687, y1=299, lwd = 1, lty = "solid")
segments(x0=690,y0=286, x1=690, y1=299, lwd = 1, lty = "solid")
segments(x0=693,y0=286, x1=693, y1=299, lwd = 1, lty = "solid")
segments(x0=696,y0=286, x1=696, y1=299, lwd = 1, lty = "solid")
segments(x0=699,y0=286, x1=699, y1=299, lwd = 1, lty = "solid")
segments(x0=702,y0=286, x1=702, y1=299, lwd = 1, lty = "solid")
segments(x0=705,y0=286, x1=705, y1=299, lwd = 1, lty = "solid")
segments(x0=708,y0=286, x1=708, y1=299, lwd = 1, lty = "solid")
segments(x0=711,y0=286, x1=711, y1=299, lwd = 1, lty = "solid")
segments(x0=714,y0=286, x1=714, y1=299, lwd = 1, lty = "solid")
segments(x0=717,y0=286, x1=717, y1=299, lwd = 1, lty = "solid")
segments(x0=720,y0=286, x1=720, y1=299, lwd = 1, lty = "solid")
segments(x0=723,y0=286, x1=723, y1=299, lwd = 1, lty = "solid")
segments(x0=645,y0=286, x1=723, y1=286, lwd = 1, lty = "solid")
segments(x0=645,y0=299, x1=723, y1=299, lwd = 1, lty = "solid")

segments(x0=645,y0=302, x1=645, y1=322, lwd = 1, lty = "solid")
segments(x0=648,y0=302, x1=648, y1=322, lwd = 1, lty = "solid")
segments(x0=651,y0=302, x1=651, y1=322, lwd = 1, lty = "solid")
segments(x0=654,y0=302, x1=654, y1=322, lwd = 1, lty = "solid")
segments(x0=657,y0=302, x1=657, y1=322, lwd = 1, lty = "solid")
segments(x0=660,y0=302, x1=660, y1=322, lwd = 1, lty = "solid")
segments(x0=663,y0=302, x1=663, y1=322, lwd = 1, lty = "solid")
segments(x0=666,y0=302, x1=666, y1=322, lwd = 1, lty = "solid")
segments(x0=669,y0=302, x1=669, y1=322, lwd = 1, lty = "solid")
segments(x0=672,y0=302, x1=672, y1=322, lwd = 1, lty = "solid")
segments(x0=675,y0=302, x1=675, y1=322, lwd = 1, lty = "solid")
segments(x0=678,y0=302, x1=678, y1=322, lwd = 1, lty = "solid")
segments(x0=681,y0=302, x1=681, y1=322, lwd = 1, lty = "solid")
segments(x0=684,y0=302, x1=684, y1=322, lwd = 1, lty = "solid")
segments(x0=687,y0=302, x1=687, y1=322, lwd = 1, lty = "solid")
segments(x0=690,y0=302, x1=690, y1=322, lwd = 1, lty = "solid")
segments(x0=693,y0=302, x1=693, y1=322, lwd = 1, lty = "solid")
segments(x0=696,y0=302, x1=696, y1=322, lwd = 1, lty = "solid")
segments(x0=699,y0=302, x1=699, y1=322, lwd = 1, lty = "solid")
segments(x0=702,y0=302, x1=702, y1=322, lwd = 1, lty = "solid")
segments(x0=705,y0=302, x1=705, y1=322, lwd = 1, lty = "solid")
segments(x0=708,y0=302, x1=708, y1=322, lwd = 1, lty = "solid")
segments(x0=711,y0=302, x1=711, y1=322, lwd = 1, lty = "solid")
segments(x0=714,y0=302, x1=714, y1=322, lwd = 1, lty = "solid")
segments(x0=717,y0=302, x1=717, y1=322, lwd = 1, lty = "solid")
segments(x0=720,y0=302, x1=720, y1=322, lwd = 1, lty = "solid")
segments(x0=723,y0=302, x1=723, y1=322, lwd = 1, lty = "solid")
segments(x0=645,y0=302, x1=723, y1=302, lwd = 1, lty = "solid")
segments(x0=645,y0=322, x1=723, y1=322, lwd = 1, lty = "solid")

segments(x0=733,y0=286, x1=733, y1=299, lwd = 1, lty = "solid")
segments(x0=742,y0=286, x1=742, y1=299, lwd = 1, lty = "solid")
segments(x0=755,y0=286, x1=755, y1=299, lwd = 1, lty = "solid")
segments(x0=772,y0=286, x1=772, y1=299, lwd = 1, lty = "solid")
segments(x0=787,y0=286, x1=787, y1=299, lwd = 1, lty = "solid")
segments(x0=797,y0=286, x1=797, y1=299, lwd = 1, lty = "solid")
segments(x0=810,y0=286, x1=810, y1=299, lwd = 1, lty = "solid")
segments(x0=823,y0=286, x1=823, y1=299, lwd = 1, lty = "solid")
segments(x0=837,y0=286, x1=837, y1=299, lwd = 1, lty = "solid")
segments(x0=733,y0=286, x1=845, y1=286, lwd = 1, lty = "solid")
segments(x0=733,y0=299, x1=847, y1=299, lwd = 1, lty = "solid")

segments(x0=733,y0=302, x1=733, y1=322, lwd = 1, lty = "solid")
segments(x0=742,y0=302, x1=742, y1=322, lwd = 1, lty = "solid")
segments(x0=755,y0=302, x1=755, y1=322, lwd = 1, lty = "solid")
segments(x0=772,y0=302, x1=772, y1=322, lwd = 1, lty = "solid")
segments(x0=787,y0=302, x1=787, y1=322, lwd = 1, lty = "solid")
segments(x0=797,y0=302, x1=797, y1=322, lwd = 1, lty = "solid")
segments(x0=810,y0=302, x1=810, y1=322, lwd = 1, lty = "solid")
segments(x0=823,y0=302, x1=823, y1=322, lwd = 1, lty = "solid")
segments(x0=837,y0=302, x1=837, y1=322, lwd = 1, lty = "solid")
segments(x0=733,y0=302, x1=849, y1=302, lwd = 1, lty = "solid")
segments(x0=733,y0=322, x1=851, y1=322, lwd = 1, lty = "solid")
dev.off()

image_write(img, path = here::here("Original Plot Work", "Dubois Albany Distribution of Negros", "Dubois Albany Distribution of Negros.png"), format = "png")
